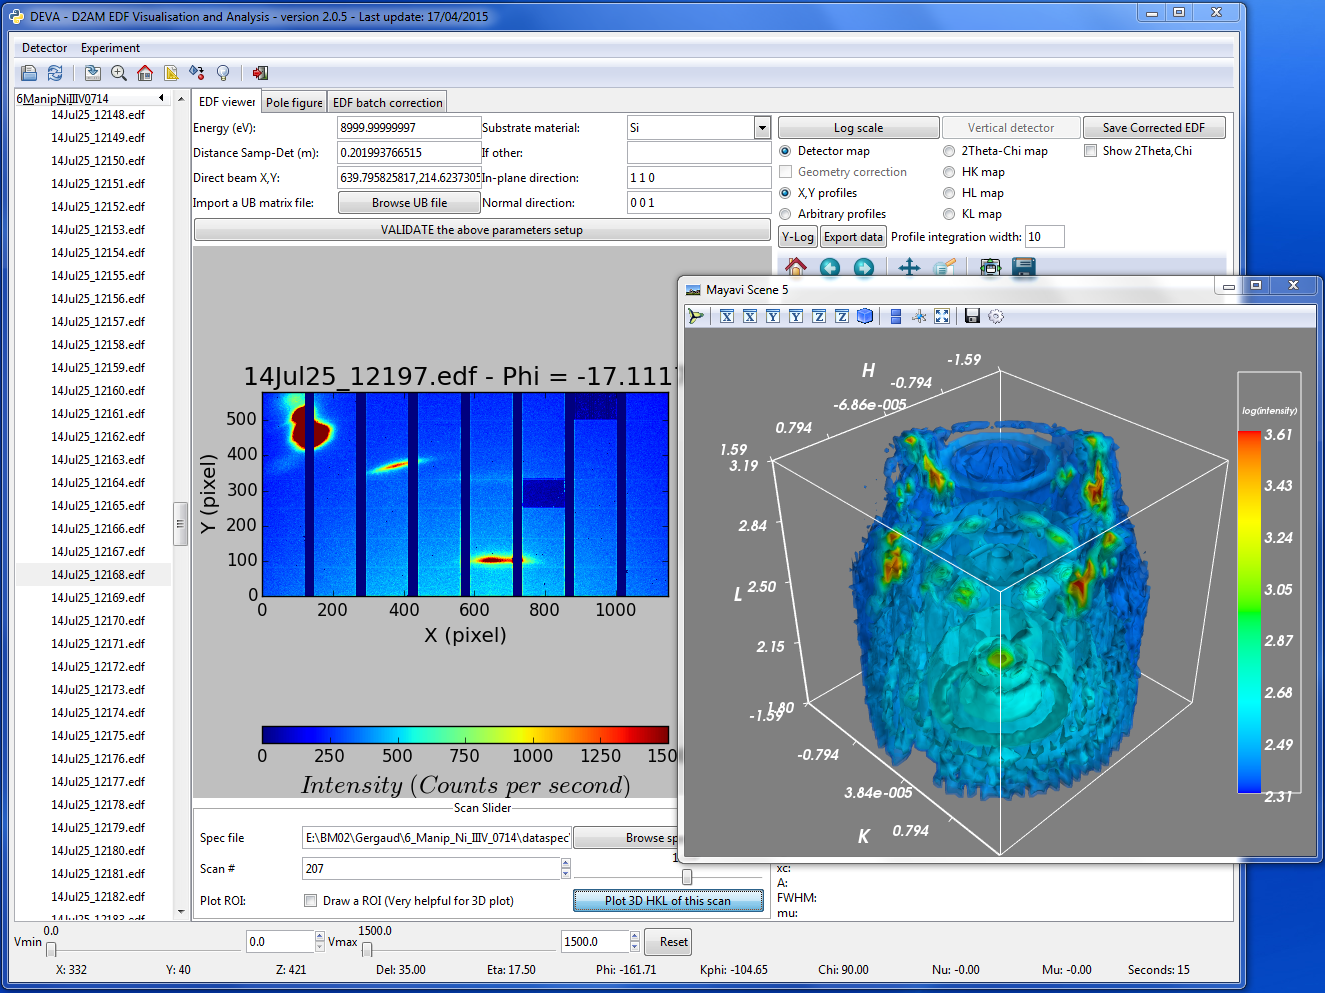

The Python source for this figure:
#!/usr/bin/python
# -*- coding: utf-8 -*-
################ DEVA software: D2AM Edf images Visualisation and Analysis ##############
###### Dependencies: numpy, scipy, matplotlib, lmfit (sudo easy_install -U lmfit), pyFAI, fabio, Basemap
#from gi.repository import GObject
import gtk,gobject,threading, time
# import multiprocessing as mp
import sys
from sys import stdout
import os
import re, operator
import gc
from os import listdir
from os.path import isfile,join
import tempfile
import math
import numpy as N
from numpy import unravel_index
from scipy import ndimage, stats
from scipy.fftpack import fft, fftfreq, fftshift
from lmfit import Parameters, minimize
from DEVA.xpad import libXpad as libX
from DEVA.utilities import Combination_edf_by_translationXZ as EDF_XZ_combination
from DEVA.PopUpWindows import *
from DEVA.ReadSpecD1 import *
from DEVA.CommonFunctions import *
from DEVA.GettingData_MultiThreading import *
from DEVA.Geometry_Correction import *
from DEVA.PlotPolarGrid import *

##############
## Graphic library ##
##############
from mayavi import mlab
import matplotlib as mpl
mpl.use('GtkAgg')
from matplotlib.figure import Figure
#from matplotlib.axes import Subplot
from matplotlib.backends.backend_gtkagg import FigureCanvasGTKAgg as FigureCanvas
from matplotlib.backends.backend_gtkagg import NavigationToolbar2GTKAgg as NavigationToolbar
from matplotlib.cm import jet # colormap
from matplotlib.widgets import Cursor
from matplotlib.patches import Rectangle
from matplotlib.ticker import MaxNLocator
import fabio
import pyFAI
import xrayutilities

__author__="Tra NGUYEN THANH"
__email__ = "thanhtra0104@gmail.com"
__version__ = "2.0.5"
__date__="17/04/2015"

#mpl.rcParams['font.size'] = 18.0
mpl.rcParams['axes.labelsize'] = 'large'
mpl.rcParams['legend.fancybox'] = True
mpl.rcParams['legend.handletextpad'] = 0.5
mpl.rcParams['legend.fontsize'] = 'medium'
mpl.rcParams['figure.subplot.bottom'] = 0.13
mpl.rcParams['figure.subplot.top'] = 0.93
mpl.rcParams['figure.subplot.left'] = 0.14
mpl.rcParams['figure.subplot.right'] = 0.915
#mpl.rcParams['image.cmap'] = jet
mpl.rcParams['savefig.dpi'] = 300

#Global variables
_PIXEL_SIZE   = 130e-6 #m
_SPEC_IMG_COL = ["img", "xpadNum"] #column containing image number in spec file
# MAIN_LOCK = threading.Lock()
	
class MyMainWindow(gtk.Window):

	def __init__(self):
		super(MyMainWindow, self).__init__()
		self.set_title("DEVA - D2AM EDF Visualisation and Analysis - version %s - Last update: %s"%(__version__, __date__))
		self.set_size_request(1230, 950)
		#self.modify_bg(gtk.STATE_NORMAL, gtk.gdk.Color(6400, 6400, 6440))
		self.set_position(gtk.WIN_POS_CENTER)
		self.set_border_width(5)
		#self.set_icon_from_file('DEVA/D2AM.jpg')
		##################### TOOL BAR ####################################################
		self.detector_type = "D5" # My detector by default is XPAD D5
		self.menubar = gtk.MenuBar()

		self.detector_menu = gtk.Menu()
		self.detm = gtk.MenuItem("Detector")
		self.detm.set_submenu(self.detector_menu)

		self.detector_D5 = gtk.MenuItem("XPAD D5")
		self.detector_D5.connect("activate", self.set_detector, "D5") #a definir fonction set_detector
		self.detector_menu.append(self.detector_D5)

		self.detector_D1 = gtk.MenuItem("XPAD D1")
		self.detector_D1.connect("activate", self.set_detector, "D1") #a definir fonction set_detector
		self.detector_menu.append(self.detector_D1)
		
		self.detector_S70 = gtk.MenuItem("XPAD S70")
		self.detector_S70.connect("activate", self.set_detector, "S70")
		self.detector_menu.append(self.detector_S70)
		#Menu manip
		self.experiment_type = "GONIO"
		self.manip_menu = gtk.Menu()
		self.manipm = gtk.MenuItem("Experiment")
		self.manipm.set_submenu(self.manip_menu)

		self.manip_gonio = gtk.MenuItem("Gonio")
		self.manip_gonio.connect("activate", self.set_manip, "gonio")
		self.manip_menu.append(self.manip_gonio)

		self.manip_gisaxs = gtk.MenuItem("GISAXS")
		self.manip_gisaxs.connect("activate", self.set_manip, "gisaxs")
		self.manip_menu.append(self.manip_gisaxs)

		self.menubar.append(self.detm)
		self.menubar.append(self.manipm)

		self.toolbar = gtk.Toolbar()
		self.toolbar.set_style(gtk.TOOLBAR_ICONS)

		self.refreshtb = gtk.ToolButton(gtk.STOCK_REFRESH)
		self.opentb = gtk.ToolButton(gtk.STOCK_OPEN)
		self.savetb = gtk.ToolButton(gtk.STOCK_SAVE)
		self.sep = gtk.SeparatorToolItem()
		self.quittb = gtk.ToolButton(gtk.STOCK_QUIT)
		self.sep2 = gtk.SeparatorToolItem()
		self.zoomtb = gtk.ToggleToolButton(gtk.STOCK_ZOOM_IN)
		self.hometb = gtk.ToolButton(gtk.STOCK_HOME)
		self.aspecttb = gtk.ToolButton(gtk.STOCK_PAGE_SETUP)
		self.loadcalibtb = gtk.ToggleToolButton(gtk.STOCK_CONVERT)
		self.use_dark_tb = gtk.ToggleToolButton(gtk.STOCK_DIALOG_INFO)

		self.toolbar.insert(self.opentb, 0)
		self.toolbar.insert(self.refreshtb, 1)

		self.toolbar.insert(self.sep, 2)
		self.toolbar.insert(self.savetb, 3)
		self.toolbar.insert(self.zoomtb, 4)
		self.toolbar.insert(self.hometb, 5)
		self.toolbar.insert(self.aspecttb, 6)
		self.toolbar.insert(self.loadcalibtb, 7)
		self.toolbar.insert(self.use_dark_tb, 8)

		self.toolbar.insert(self.sep2, 9)
		self.toolbar.insert(self.quittb, 10)

		self.tooltips = gtk.Tooltips()
		self.tooltips.set_tip(self.refreshtb,"Reload data files")
		self.tooltips.set_tip(self.opentb,"Open a folder containing EDF images")
		self.tooltips.set_tip(self.savetb,"Save image")
		self.tooltips.set_tip(self.quittb,"Quit the program")
		self.tooltips.set_tip(self.zoomtb,"Zoom in")
		self.tooltips.set_tip(self.hometb,"Reset image")
		self.tooltips.set_tip(self.aspecttb,"Change the graph's aspect ratio")
		self.tooltips.set_tip(self.loadcalibtb,"Load a calibration file (PONI file)")
		self.tooltips.set_tip(self.use_dark_tb,"Use this image as dark data. Click again to cancel dark substraction.")

		#self.newtb.set_sensitive(False)
		#self.aspecttb.set_sensitive(False)
		#self.savetb.set_sensitive(False)
		self.opentb.connect("clicked", self.choose_folder)
		self.refreshtb.connect("clicked",self.folder_update)
		self.savetb.connect("clicked", self.save_image)
		self.quittb.connect("clicked", gtk.main_quit)
		self.zoomtb.connect("toggled", self.zoom_on)
		self.hometb.connect("clicked", self.reset_image)
		self.aspecttb.connect("clicked", self.change_aspect_ratio)
		self.loadcalibtb.connect("toggled", self.load_calibration)
		self.use_dark_tb.connect("toggled", self.get_dark)
		self.graph_aspect = False
		self.DARK_CORRECTION = False

		############################# BOXES ###############################################
		vbox = gtk.VBox()
		vbox.pack_start(self.menubar,False,False,0)
		vbox.pack_start(self.toolbar,False,False,0)
		hbox=gtk.HBox()
		######################### TREE VIEW #############################################
		self.sw = gtk.ScrolledWindow()
		self.sw.set_shadow_type(gtk.SHADOW_ETCHED_IN)
		self.sw.set_policy(gtk.POLICY_NEVER, gtk.POLICY_AUTOMATIC)

		hbox.pack_start(self.sw, False, False, 0)
		self.store={}
		self.MODEL = gtk.TreeStore(str)
		#self.list_store = gtk.ListStore(str)
		#self.treeView = gtk.TreeView(self.list_store)
		self.treeView = gtk.TreeView(self.MODEL)
		self.treeView.connect("row-activated",self.on_changed_edf)

		rendererText = gtk.CellRendererText()
		self.TVcolumn = gtk.TreeViewColumn("EDF images", rendererText, text=0)
		self.TVcolumn.set_sort_column_id(0)    
		self.treeView.append_column(self.TVcolumn)

		self.sw.add(self.treeView)
		self.threads = []  # This is to manage multithreading jobs

		self.current_folder = os.getcwd()
		self.edf_folder     = self.current_folder
		#if self.current_folder is not os.getcwd():
		#	glib.timeout_add_seconds(5, self.folder_update)
		############################# NOTEBOOK ################################################
		self.notebook = gtk.Notebook()
		self.page_single_figure = gtk.HBox()
		self.midle_panel = gtk.VBox()
		self.page_pole_figure   = gtk.HBox()
		self.page_batch_correction = gtk.HBox() #For batch correction of EDF
		
		#**************************** Geometry setup ******************************************
		self.qconv = xrayutilities.experiment.QConversion(['y-','x-','z+'],['z+','y-'],[1,0,0])
		self.geometry_setup_tbl = gtk.Table(3,4,True)
		self.geometry_manual    = gtk.Button("VALIDATE the above parameters setup")
		self.geometry_manual.connect("clicked", self.manual_calibration)
		#************** Check if the Geo_config.DEVA file exist **************
		geo_distance = ""
		geo_energy   = ""
		geo_direct   = ""
		geo_has_substrate= False
		geo_substrate= ""
		geo_substrate_other = ""
		geo_inplane  = "1 1 0"
		geo_outplane = "0 0 1"
		tmp_dir = tempfile.gettempdir()
		geo_file_name = join(tmp_dir,"Geo_config.DEVA")
		if isfile(geo_file_name):
			geoconfig_file = open(geo_file_name,'r+')
			for line in geoconfig_file:
				if line.startswith("DISTANCE"):
					geo_distance = line.split("=")[-1].split('\n')[0]
				elif line.startswith("DIRECT_BEAM_XY"):
					geo_direct   = line.split("=")[-1].split('\n')[0]
				elif line.startswith("ENERGY"):
					geo_energy   = line.split("=")[-1].split('\n')[0]
				elif line.startswith("HAS_SUBSTRATE"):
					geo_has_substrate = line.split("=")[-1].split('\n')[0]
					if geo_has_substrate=="NO":
						geo_has_substrate = False
					elif geo_has_substrate=="YES":
						geo_has_substrate = True
				elif line.startswith("SUBSTRATE"):
					geo_substrate = line.split("=")[-1].split('\n')[0]
				elif line.startswith("INPLANE"):
					geo_inplane = line.split("=")[-1].split('\n')[0]
				elif line.startswith("OUTPLANE"):
					geo_outplane = line.split("=")[-1].split('\n')[0]
				
			geoconfig_file.close()
			
		self.geometry_distance_txt = gtk.Label("Distance Samp-Det (m):")
		self.geometry_distance     = gtk.Entry()
		self.geometry_distance.set_usize(30,0)
		self.geometry_distance.set_text(geo_distance)
		self.geometry_direct_beam_txt = gtk.Label("Direct beam X,Y:")
		self.geometry_direct_beam     = gtk.Entry()
		self.geometry_direct_beam.set_usize(30,0)
		self.geometry_direct_beam.set_text(geo_direct)
		self.geometry_energy_txt      = gtk.Label("Energy (eV):")
		self.geometry_energy          = gtk.Entry()
		self.geometry_energy.set_usize(30,0)
		self.geometry_energy.set_text(geo_energy)
		self.geometry_distance_txt.set_alignment(0,0.5)
		self.geometry_direct_beam_txt.set_alignment(0,0.5)
		self.geometry_energy_txt.set_alignment(0,0.5)
		
		self.geometry_UB_txt  = gtk.Label("Import a UB matrix file:")
		self.geometry_browse_UB = gtk.ToggleButton("Browse UB file")
		self.geometry_browse_UB.set_usize(30,0)
		self.geometry_browse_UB.connect("toggled",self.load_UBfile)
		self.UB_MATRIX_LOAD = False #By default, no UB matrix file is loaded
		
		self.geometry_substrate_txt  = gtk.Label("Substrate material:")
		self.geometry_substrate_other_txt  = gtk.Label("If other:")
		self.geometry_substrate_inplane_txt= gtk.Label("In-plane direction:")
		self.geometry_substrate_outplane_txt= gtk.Label("Normal direction:")
		
		self.tooltips.set_tip(self.geometry_direct_beam_txt, "Position (in pixel) of the direct beam when all motors are at zero. X and Y position are separated by a comma, e.g. 300.5,650.7")
		self.tooltips.set_tip(self.geometry_substrate_txt, "Substrate material")
		self.tooltips.set_tip(self.geometry_substrate_other_txt, "The substrate material, i.e. Al, SiO2, CdTe, GaN,...")
		self.tooltips.set_tip(self.geometry_substrate_inplane_txt, "The substrate in-plane direction - separated by space - for calculation of the orientation matrix.")
		self.tooltips.set_tip(self.geometry_substrate_outplane_txt, "The substrate out-of-plane direction - separated by space - for calculation of the orientation matrix.")
		
		self.geometry_substrate_txt.set_alignment(0,0.5)
		self.geometry_substrate_other_txt.set_alignment(0,0.5)
		self.geometry_substrate_inplane_txt.set_alignment(0,0.5)
		self.geometry_substrate_outplane_txt.set_alignment(0,0.5)
		self.geometry_substrate = gtk.combo_box_new_text()
		self.geometry_substrate.set_usize(30,0)
		substrate_list = ["-- other", "Si", "Ge", "GaAs", "GaN", "GaP", "GaSb", "InAs", "InP", "InSb", "Al2O3"]
		for s in range(len(substrate_list)):
			self.geometry_substrate.append_text(substrate_list[s])
		self.geometry_substrate.set_active(0)
		self.has_substrate = False
		
		if geo_has_substrate:
			if geo_substrate in substrate_list:
				geo_substrate_other = ""
				for i in range(len(substrate_list)):
					if geo_substrate == substrate_list[i]:
						self.geometry_substrate.set_active(i)
						break
			else:
				geo_substrate_other = geo_substrate
		
		self.geometry_substrate_other = gtk.Entry()
		self.geometry_substrate_other.set_usize(30,0)
		self.geometry_substrate_other.set_text(geo_substrate_other)
		self.geometry_substrate_inplane = gtk.Entry()
		self.geometry_substrate_inplane.set_usize(30,0)
		self.geometry_substrate_inplane.set_text(geo_inplane)
		self.geometry_substrate_outplane = gtk.Entry()
		self.geometry_substrate_outplane.set_usize(30,0)
		self.geometry_substrate_outplane.set_text(geo_outplane)
		
		self.tooltips.set_tip(self.geometry_UB_txt, "Import a UB matrix which is a text file with a 3x3 matrix (3 lines, 3 colunms)")
		
		self.geometry_UB_txt.set_alignment(0,0.5)
				
		self.geometry_setup_tbl.attach(self.geometry_energy_txt, 0,1,0,1)
		self.geometry_setup_tbl.attach(self.geometry_energy, 1,2,0,1)
		self.geometry_setup_tbl.attach(self.geometry_distance_txt, 0,1,1,2)
		self.geometry_setup_tbl.attach(self.geometry_distance, 1,2,1,2)
		self.geometry_setup_tbl.attach(self.geometry_direct_beam_txt, 0,1,2,3)
		self.geometry_setup_tbl.attach(self.geometry_direct_beam, 1,2,2,3)
		
		self.geometry_setup_tbl.attach(self.geometry_UB_txt, 0,1,3,4)
		self.geometry_setup_tbl.attach(self.geometry_browse_UB, 1,2,3,4)
		
		self.geometry_setup_tbl.attach(self.geometry_substrate_txt, 2,3,0,1)
		self.geometry_setup_tbl.attach(self.geometry_substrate,3,4,0,1)
		self.geometry_setup_tbl.attach(self.geometry_substrate_other_txt, 2,3,1,2)
		self.geometry_setup_tbl.attach(self.geometry_substrate_other,3,4,1,2)
		self.geometry_setup_tbl.attach(self.geometry_substrate_inplane_txt,2,3,2,3)
		self.geometry_setup_tbl.attach(self.geometry_substrate_inplane,3,4,2,3)
		self.geometry_setup_tbl.attach(self.geometry_substrate_outplane_txt,2,3,3,4)
		self.geometry_setup_tbl.attach(self.geometry_substrate_outplane,3,4,3,4)
		
		############################# PAGE1: FIGURES ##########################################
		self.edf = ""
		self.edf_choosen = ""
		self.my_notes = []
		self.lines = []
		self.points=[]
		self.arb_lines_X=[]
		self.arb_lines_Y=[]
		self.arb_line_points=0
		self.SELECTED_IMG_NUM = None
		self.IMG_INIT = False

		self.header = {}
		self.calibrated = False #The detector need to be calibrated using pyFAI program
		self.calibrated_quantitative = False
		self.fig=Figure(dpi=100)
		#self.ax  = self.fig.add_subplot(111)
		self.ax  = self.fig.add_axes([0.12,0.2,0.7,0.7])
		self.MAIN_XLABEL = self.ax.set_xlabel("X (pixel)")
		self.MAIN_YLABEL = self.ax.set_ylabel("Y (pixel)")
		#self.fig.text(0.5, 0.92, self.edf, ha='center', fontsize=26)
		self.xDim0 = 0
		self.xDim1 = 560
		self.yDim0 = 0
		self.yDim1 = 960
		self.MAIN_EXTENT = (self.xDim0,self.xDim1,self.yDim0,self.yDim1)
		self.fig.subplots_adjust(left=0.1,bottom=0.20, top=0.90)
		self.data = N.zeros(shape=(self.yDim1,self.xDim1))
		self.vmin = 0
		self.vmax = 1000
		self.vmax_range = self.vmax

		#self.init_image()
		self.img = self.ax.imshow(self.data,vmin=self.vmin, vmax=self.vmax, cmap=jet, interpolation='nearest',aspect='auto')

		self.canvas  = FigureCanvas(self.fig)
		#self.main_figure_navBar = NavigationToolbar(self.canvas, self)
		self.cursor = Cursor(self.ax, color='k', linewidth=1, useblit=True)
		#Global color bar
		self.cax = self.fig.add_axes([0.85, 0.20, 0.03, 0.70])#left,bottom,width,height
		self.cb  = self.fig.colorbar(self.img, cax = self.cax, format="%.f")#format=fm
		self.cb.set_label(r'$Intensity\ (Counts\ per\ second)$', fontsize=18)
		self.cb.locator = MaxNLocator(nbins=6)
		#Horizontal colorbar
		self.cax2 = self.fig.add_axes([0.12, 0.1, 0.7, 0.03])#left,bottom,width,height
		self.cb2  = self.fig.colorbar(self.img, cax = self.cax2, orientation='horizontal', format="%.f")#format=fm
		self.cb2.set_label(r'$Intensity\ (Counts\ per\ second)$', fontsize=18)
		self.cb2.locator = MaxNLocator(nbins=6)
		self.cb2.ax.set_visible(False)
		########### ZOOM ACTION #################################
		self.zoom = False #Press the Zoom button on the tool bar
		self.zoom_press = False #Button pressed in the axe to draw a rectangle
		self.ROI_ON = False
		self.ROI_press = False
		self.rect = Rectangle((0,0),0,0)
		self.roi_rect = Rectangle((0,0),0,0)
		self.x0 =0
		self.y0 =0
		self.x1 =0
		self.y1 =0
		self.ROI_x0 =0
		self.ROI_y0 =0
		self.ROI_x1 =0
		self.ROI_y1 =0
		self.ax.add_patch(self.rect)
		self.ax.add_patch(self.roi_rect)
		self.canvas.mpl_connect("motion_notify_event",self.on_motion)
		self.canvas.mpl_connect("button_press_event",self.on_press)
		self.canvas.mpl_connect("button_release_event",self.on_release)
		self.mouse_moved = False #If click without move: donot zoom the image

		#self.midle_panel.pack_start(self.main_figure_navBar, False,False, 2)
		#*********************************** SCAN SLIDER *****************************************
		
		#Variables for scan slider:
		self.SCAN_IMG = []
		self.SPEC_IMG = []#List of all spec images
		self.SPEC_FILE = ""
		self.SELECTED_IMG_NUM = None
		self.SPEC_IS_LOADED = False
		self.SPEC_DATA = None #SPEC object from xrayutilities.io.SPECFile(specfile)
		self.SPEC_SCAN_LIST = None #list of all spec scan, each spec scan is an object from spec_data.scan_list 
		self.SPEC_ACTUAL_SCAN = None #actual scan number
		self.SPEC_ACTUAL_SCAN_IMG = 0
		self.DATA_IS_LOADED = False
		self.SPEC_ACTUAL_SCAN_DATA = []
		self.SPEC_ALL_MOTORS_LIST  = []#List of all motor_scan, in uppercase (PHI,TSZ,ETA,...)
		self.SPEC_SKIPPED_MOTORS   = []#List of the scanning motors that we don't want to search
		
		self.scan_slider_frame = gtk.Frame()
		self.scan_slider_table_align = gtk.Alignment(0,0.5,1,1)
		self.scan_slider_table_align.set_padding(10,5,5,5)
		skip_box = gtk.HBox()
		
		self.scan_slider_frame.set_label("Scan Slider")
		self.scan_slider_frame.set_label_align(0.5,0.5)
		self.scan_slider_table = gtk.Table(3,3,False)
		self.scan_slider_specfile_txt = gtk.Label("Spec file")
		self.scan_slider_specfile_txt.set_alignment(0,0.5)
		self.scan_slider_scanNumber_txt = gtk.Label("Scan #")
		self.scan_slider_scanNumber_txt.set_alignment(0,0.5)
		self.scan_slider_path = gtk.Entry()
		self.scan_slider_browseSpec = gtk.Button("Browse spec file")
		#self.scan_slider_browseSpec.set_size_request(80,-1)
		self.scan_slider_browseSpec.connect("clicked",self.load_specFile)
		scan_slider_spin_adj = gtk.Adjustment(1,0,1,1,10,0)#actual, min, max, step increment, page increment, page size
		
		self.scan_slider_spinButton = gtk.SpinButton(scan_slider_spin_adj, 1,0)
		self.scan_slider_imgSlider  = gtk.HScale()
		self.scan_slider_imgSlider.set_range(0,1)
		self.scan_slider_imgSlider.set_value(1)
		self.scan_slider_imgSlider.set_digits(0)
		self.scan_slider_imgSlider.set_increments(1,1)
		self.scan_slider_spinButton.set_numeric(True)
		self.scan_slider_spinButton.connect("value-changed",self.update_scan_slider)
		self.scan_slider_imgSlider.connect("value-changed", self.slider_plot_scan)
		
		#Skip scans:
		self.scan_slider_skip_scans = gtk.Label("Skipped scans:")
		self.scan_slider_skip_scans.set_alignment(0,0.5)
		self.scan_slider_skip_tsz   = gtk.CheckButton("Tsz")
		self.scan_slider_skip_eta   = gtk.CheckButton("Eta")
		self.scan_slider_skip_del   = gtk.CheckButton("Del")
		self.scan_slider_skip_chi   = gtk.CheckButton("Chi")
		self.scan_slider_skip_phi   = gtk.CheckButton("Phi")
		self.scan_slider_skip_rox   = gtk.CheckButton("Rox")
		self.scan_slider_skip_roy   = gtk.CheckButton("Roy")
		self.scan_slider_skip_tox   = gtk.CheckButton("Tox")
		self.scan_slider_skip_toy   = gtk.CheckButton("Toy")
		self.scan_slider_skip_rien  = gtk.CheckButton("Rien")
		#skip_box.pack_start(self.scan_slider_skip_scans, False, False, 0)
		#Plot roi
		plot_roi_txt = gtk.Label("Plot ROI:")
		self.tooltips.set_tip(plot_roi_txt, "Check this box to draw a ROI. Click on the image and drag the mouse to draw. Click again to ecrase the ROI")
		plot_roi_txt.set_alignment(0,0.5)
		self.draw_roi_btn = gtk.CheckButton("Draw a ROI (Very helpful for 3D plot)")
		self.draw_roi_btn.connect("toggled",self.Enable_draw_roi)
		self.plot_3D_scan_btn = gtk.Button("Plot 3D HKL of this scan")
		self.plot_3D_scan_btn.connect("clicked",self.plot_3D_scan)
		
		skip_box.pack_start(self.scan_slider_skip_tsz, False, False, 0)
		skip_box.pack_start(self.scan_slider_skip_eta, False, False, 0)
		skip_box.pack_start(self.scan_slider_skip_del, False, False, 0)
		skip_box.pack_start(self.scan_slider_skip_chi, False, False, 0)
		skip_box.pack_start(self.scan_slider_skip_phi, False, False, 0)
		skip_box.pack_start(self.scan_slider_skip_rox, False, False, 0)
		skip_box.pack_start(self.scan_slider_skip_roy, False, False, 0)
		skip_box.pack_start(self.scan_slider_skip_tox, False, False, 0)
		skip_box.pack_start(self.scan_slider_skip_toy, False, False, 0)
		skip_box.pack_start(self.scan_slider_skip_rien, False, False, 0)
		
		self.scan_slider_table.attach(self.scan_slider_specfile_txt, 0,1,0,1)
		self.scan_slider_table.attach(self.scan_slider_path, 1,2,0,1)
		self.scan_slider_table.attach(self.scan_slider_browseSpec, 2,3,0,1)
		self.scan_slider_table.attach(self.scan_slider_scanNumber_txt, 0,1,1,2)
		self.scan_slider_table.attach(self.scan_slider_spinButton, 1,2,1,2)
		self.scan_slider_table.attach(self.scan_slider_imgSlider, 2,3,1,2)
		#self.scan_slider_table.attach(self.scan_slider_skip_scans,0,1,2,3)
		#self.scan_slider_table.attach(skip_box, 1,3,2,3)
		self.scan_slider_table.attach(plot_roi_txt, 0,1,2,3)
		self.scan_slider_table.attach(self.draw_roi_btn, 1,2,2,3)
		self.scan_slider_table.attach(self.plot_3D_scan_btn, 2,3,2,3)
		
		self.scan_slider_skip_tsz.set_active(True)
		self.scan_slider_skip_rien.set_active(True)
		
		self.scan_slider_table_align.add(self.scan_slider_table)
		self.scan_slider_frame.add(self.scan_slider_table_align)
		
		self.midle_panel.pack_start(self.geometry_setup_tbl, False,False, 0)
		self.midle_panel.pack_start(self.geometry_manual, False,False, 2)
		self.midle_panel.pack_start(self.canvas, True,True, 2)
		self.midle_panel.pack_start(self.scan_slider_frame, False,False,0)
		self.page_single_figure.pack_start(self.midle_panel, True,True, 0)

		########################################## Check Buttons RIGHT PANEL ###################

		self.right_panel = gtk.VBox(False,0)

		self.detector_disposition_horizontal = gtk.ToggleButton("Vertical detector")
		self.detector_disposition_horizontal.set_sensitive(False)
		self.detector_disposition_horizontal.connect("toggled", self.detector_disposition)
		self.horizontal_detector = False #By default, the detector is in the vertical position, i.e. 960 rows x 560 cols

		self.linear_scale_btn = gtk.ToggleButton("Log scale")
		self.linear_scale_btn.connect("toggled",self.log_update)

		self.log_scale=0

		self.adj_btn = gtk.CheckButton("Geometry correction")
		self.adj_btn.connect("toggled", self.plot_update)
		
		self.detector_space_btn = gtk.RadioButton(None, "Detector map")
		self.detector_space_btn.set_active(True)
		self.detector_space_btn.connect("toggled", self.plot_update)
		
		self.tth_chi_space_btn = gtk.RadioButton(self.detector_space_btn, "2Theta-Chi map")
		self.tth_chi_space_btn.connect("toggled", self.plot_update)
		
		self.hk_space_btn = gtk.RadioButton(self.detector_space_btn, "HK map")
		self.hk_space_btn.connect("toggled", self.plot_update)
		
		self.hl_space_btn = gtk.RadioButton(self.detector_space_btn, "HL map")
		self.hl_space_btn.connect("toggled", self.plot_update)
		
		self.kl_space_btn = gtk.RadioButton(self.detector_space_btn, "KL map")
		self.kl_space_btn.connect("toggled", self.plot_update)

		self.save_adj_btn = gtk.Button("Save Corrected EDF")
		self.save_adj_btn.connect("clicked",self.save_adjust)

		self.separator = gtk.HSeparator()
		#self.plotXYprofiles_btn = gtk.CheckButton("Plot X,Y profiles") #Plot a cross profile of X and Y data
		self.plotXYprofiles_btn = gtk.RadioButton(None,"X,Y profiles")
		self.plotXYprofiles_btn.set_active(True)
		self.arbitrary_profiles_btn = gtk.RadioButton(self.plotXYprofiles_btn,"Arbitrary profiles")

		self.show_chi_delta_btn = gtk.CheckButton("Show 2Theta,Chi")
		self.show_chi_delta_btn.connect("toggled",self.show_chi_delta)
		self.show_chi_delta_flag = False
		self.show_chi_txt   = gtk.Label()
		self.show_chi_txt.set_alignment(0,0)
		self.show_delta_txt = gtk.Label()
		self.show_delta_txt.set_alignment(0,0)
		self.show_d_txt = gtk.Label()
		self.show_d_txt.set_alignment(0,0)
		#### Pack these options in a table
		self.option_table = gtk.Table(5,3,False) #5 rows, 3 cols, homogeneous
		
		self.option_table.attach(self.linear_scale_btn, 0,1,0,1)
		self.option_table.attach(self.detector_disposition_horizontal, 1,2,0,1)
		self.option_table.attach(self.save_adj_btn, 2,3,0,1)
		
		self.option_table.attach(self.detector_space_btn, 0,1,1,2)
		self.option_table.attach(self.adj_btn, 0,1,2,3)
		self.option_table.attach(self.plotXYprofiles_btn,0,1,3,4)
		self.option_table.attach(self.arbitrary_profiles_btn,0,1,4,5)
		
		self.option_table.attach(self.tth_chi_space_btn,1,2,1,2)
		self.option_table.attach(self.hk_space_btn, 1,2,2,3)
		self.option_table.attach(self.hl_space_btn, 1,2,3,4)
		self.option_table.attach(self.kl_space_btn, 1,2,4,5)
		
		self.option_table.attach(self.show_chi_delta_btn,2,3,1,2)
		self.option_table.attach(self.show_delta_txt,2,3,2,3)
		self.option_table.attach(self.show_chi_txt, 2,3,3,4)
		self.option_table.attach(self.show_d_txt, 2,3,4,5)


		### Options for profile plots
		self.profiles_log_btn = gtk.ToggleButton("Y-Log")
		self.profiles_log_btn.connect("toggled",self.profiles_update)
		self.profiles_export_data_btn = gtk.Button("Export data")
		self.profiles_export_data_btn.connect("clicked",self.profiles_export)
		integration_width = gtk.Label(" Profile integration width: ")
		
		self.integration_width = gtk.Entry()
		self.integration_width.set_text("10")
		self.integration_width.set_usize(40,0)
		
		self.tooltips.set_tip(self.integration_width,"Integration width in pixel. This is not applied to arbitrary profile")

		self.profiles_option_box = gtk.HBox(False,0)
		self.profiles_option_box.pack_start(self.profiles_log_btn, False, False, 0)
		self.profiles_option_box.pack_start(self.profiles_export_data_btn, False, False, 0)
		self.profiles_option_box.pack_start(integration_width, False,False,0)
		self.profiles_option_box.pack_start(self.integration_width,False,False,0)
		### Figure of profiles plot
		self.fig_profiles = Figure()
		self.profiles_fringes = []
		self.profiles_ax2 = self.fig_profiles.add_subplot(211)
		self.profiles_ax2.set_xlabel("X profile", size=14)
		self.profiles_ax1 = self.fig_profiles.add_subplot(212)
		self.profiles_ax1.set_xlabel("Y profile", size=14)
		
		self.fig_profiles.subplots_adjust(bottom=0.1, top=0.95, hspace=0.30)
		self.profiles_canvas = FigureCanvas(self.fig_profiles)
		self.profiles_canvas.set_size_request(450,50)
		self.profiles_canvas.mpl_connect("button_press_event",self.profile_press)
		self.profiles_navBar = NavigationToolbar(self.profiles_canvas, self)
		self.cursor_pro1 = Cursor(self.profiles_ax1, color='k', linewidth=1, useblit=True)
		self.cursor_pro2 = Cursor(self.profiles_ax2, color='k', linewidth=1, useblit=True)


		#### Results of fitted curves
		self.fit_results_table = gtk.Table(7,3, False)
		title = gtk.Label("Fitted results:")
		self.chi_title = gtk.Label("Y")
		self.tth_title = gtk.Label("X")
		y0 = gtk.Label("y0:")
		xc = gtk.Label("xc:")
		A = gtk.Label("A:")
		w = gtk.Label("FWHM:")
		mu = gtk.Label("mu:")
		y0.set_alignment(0,0.5)
		xc.set_alignment(0,0.5)
		A.set_alignment(0,0.5)
		w.set_alignment(0,0.5)
		mu.set_alignment(0,0.5)

		self.chi_fitted_y0 = gtk.Label()
		self.chi_fitted_xc = gtk.Label()
		self.chi_fitted_A = gtk.Label()
		self.chi_fitted_w = gtk.Label()
		self.chi_fitted_mu = gtk.Label()

		self.tth_fitted_y0 = gtk.Label()
		self.tth_fitted_xc = gtk.Label()
		self.tth_fitted_A = gtk.Label()
		self.tth_fitted_w = gtk.Label()
		self.tth_fitted_mu = gtk.Label()

		self.fit_results_table.attach(title,0,3,0,1)
		self.fit_results_table.attach(self.chi_title,2,3,1,2)
		self.fit_results_table.attach(self.tth_title,1,2,1,2)
		self.fit_results_table.attach(y0,0,1,2,3)
		self.fit_results_table.attach(xc,0,1,3,4)
		self.fit_results_table.attach(A,0,1,4,5)
		self.fit_results_table.attach(w,0,1,5,6)
		self.fit_results_table.attach(mu,0,1,6,7)

		self.fit_results_table.attach(self.chi_fitted_y0,2,3,2,3)
		self.fit_results_table.attach(self.chi_fitted_xc,2,3,3,4)
		self.fit_results_table.attach(self.chi_fitted_A,2,3,4,5)
		self.fit_results_table.attach(self.chi_fitted_w,2,3,5,6)
		self.fit_results_table.attach(self.chi_fitted_mu,2,3,6,7)

		self.fit_results_table.attach(self.tth_fitted_y0,1,2,2,3)
		self.fit_results_table.attach(self.tth_fitted_xc,1,2,3,4)
		self.fit_results_table.attach(self.tth_fitted_A,1,2,4,5)
		self.fit_results_table.attach(self.tth_fitted_w,1,2,5,6)
		self.fit_results_table.attach(self.tth_fitted_mu,1,2,6,7)

		#### PACK the right panel
		self.right_panel.pack_start(self.option_table, False, False, 0)
		self.right_panel.pack_start(self.profiles_option_box,False,False,0)
		self.right_panel.pack_start(self.profiles_navBar,False,False,0)
		self.right_panel.pack_start(self.profiles_canvas,True,True,0)
		self.right_panel.pack_start(self.fit_results_table, False, False, 0)

		#hbox.pack_end(fixed,False,False,5)
		self.page_single_figure.pack_end(self.right_panel,False, False,5)
		self.notebook.append_page(self.page_single_figure,gtk.Label("EDF viewer"))
		self.notebook.append_page(self.page_pole_figure,gtk.Label("Pole figure"))
		self.notebook.append_page(self.page_batch_correction,gtk.Label("EDF batch correction"))
		###################### PAGE 2: POLE FIGURES ###################################
		self.left_panel_polefigure = gtk.VBox() #This box is to contain options for pole figure construction
		self.right_panel_polefigure = gtk.VBox()

		self.images_used = gtk.Label("Use images")
		self.images_used.set_alignment(0,0.5)
		self.images_from = gtk.Label("From #: ")
		self.images_from_nb = gtk.Entry()
		self.images_from_nb.set_usize(30,0)
		self.images_from.set_alignment(0,0.5)

		self.images_to   = gtk.Label("To #: ")
		self.images_to_nb = gtk.Entry()
		self.images_to_nb.set_usize(30,0)
		self.images_to.set_alignment(0,0.5)

		self.pole_2theta_txt  = gtk.Label("2 Theta: ")
		self.pole_2theta_field = gtk.Entry()
		self.pole_2theta_field.set_usize(30,0)
		self.pole_2theta_txt.set_alignment(0,0.5)
		
		self.pole_chi_min_txt  = gtk.Label("Chi minimum: ")
		self.PF_chi_min = gtk.Entry()
		self.PF_chi_min.set_usize(30,0)
		self.pole_chi_min_txt.set_alignment(0,0.5)

		self.select_phi = gtk.RadioButton(None, "Plot PHI")
		self.select_kphi= gtk.RadioButton(self.select_phi, "Plot KPHI")

		#self.check_chi_positive = gtk.CheckButton("Chi positive only")
		#self.check_chi_positive.set_size_request(180,30)
		#self.check_chi_positive.connect("toggled", self.chi_positive_only)

		self.plot_pole_figure_btn = gtk.Button("Plot")
		self.plot_pole_figure_btn.set_size_request(60,30)
		self.plot_pole_figure_btn.connect("clicked",self.plot_pole_figure)
		self.log_pole_figure_btn = gtk.ToggleButton("Log scale")
		self.log_pole_figure_btn.set_size_request(60,30)
		self.log_pole_figure_btn.connect("toggled", self.replot_PF)
		self.data_loading = gtk.ProgressBar()

		self.input_table = gtk.Table(5,2,True) #rows, cols, homogeneous
		self.input_table.attach(self.images_from, 0,1,0,1)
		self.input_table.attach(self.images_from_nb, 1,2,0,1)
		self.input_table.attach(self.images_to, 0,1,1,2)
		self.input_table.attach(self.images_to_nb,1,2,1,2)
		self.input_table.attach(self.pole_2theta_txt, 0,1,2,3)
		self.input_table.attach(self.pole_2theta_field, 1,2,2,3)
		#self.input_table.attach(self.pole_chi_min_txt, 0,1,3,4)
		#self.input_table.attach(self.PF_chi_min, 1,2,3,4)
		self.input_table.attach(self.select_phi, 0,1,4,5)
		self.input_table.attach(self.select_kphi, 1,2,4,5)

		self.left_panel_polefigure.pack_start(self.images_used, False, False, 5)
		self.left_panel_polefigure.pack_start(self.input_table, False, False, 2)
		#self.left_panel_polefigure.pack_start(self.check_chi_positive, False, False, 2)
		self.left_panel_polefigure.pack_start(self.plot_pole_figure_btn, False, False, 2)
		#self.left_panel_polefigure.pack_start(self.log_pole_figure_btn, False, False, 2)
		self.left_panel_polefigure.pack_start(self.data_loading, False, False, 2)

		self.page_pole_figure.pack_start(self.left_panel_polefigure,False,False,10)

		self.polefig=Figure(figsize=(10,8),dpi=100)
		self.polar_ax  = self.polefig.add_axes([0.1,0.1,0.75,0.8])
		#self.polar_ax  = self.polefig.add_axes([0.1,0.1,0.75,0.8])
		#self.polar_ax.set_frame_on(False)
		self.polar_cax = self.polefig.add_axes([0.85,0.1,0.03,0.8])
		self.pole_canvas  = FigureCanvas(self.polefig)
		#self.PF_cursor = Cursor(self.polar_ax, color='k', linewidth=1, useblit=True)
		self.PF_navBar = NavigationToolbar(self.pole_canvas, self)

		self.right_panel_polefigure.pack_start(self.PF_navBar,False,False,0)
		self.right_panel_polefigure.pack_start(self.pole_canvas,True,True,0)
		self.page_pole_figure.pack_start(self.right_panel_polefigure,True, True,10)
		
		#*****************************************************************************
		#                  PAGE 3: CORRECTION OF A BATCH EDF
		#*****************************************************************************
		self.table_1 = gtk.Table(3,3, False)
		self.table_2 = gtk.Table(7,5, False)
		self.t1_src_folder_txt= gtk.Label("Source folder:")
		self.t1_src_folder_txt.set_alignment(0,0.5)
		self.t1_src_path  = gtk.Entry()
		self.t1_src_path.set_usize(100,0)
		
		self.t1_src_button= gtk.Button("Browse")
		self.t1_src_button.connect("clicked", self.select_source_folder)
		
		self.t1_des_folder_txt = gtk.Label("Destination folder:")
		self.t1_des_folder_txt.set_alignment(0,0.5)
		self.t1_des_path = gtk.Entry()
		self.t1_des_path.set_usize(100,0)
		self.t1_des_button = gtk.Button("Browse")
		self.t1_des_button.connect("clicked", self.select_destination_folder)
		
		self.t1_dark_img_txt = gtk.Label("Dark image:")
		self.t1_dark_img_txt.set_alignment(0,0.5)
		self.t1_dark_img_path = gtk.Entry()
		self.t1_dark_img_path.set_usize(100,0)
		self.t1_dark_img_button = gtk.Button("Browse")
		self.t1_dark_img_button.connect("clicked", self.select_dark_image)
		self.batch_DARK_CORRECTION = False
		
		self.t2_detector_txt = gtk.Label("Detector: ")
		self.t2_detector_txt.set_alignment(0,0.5)
		self.t2_det_combobox = gtk.combo_box_new_text()
		self.t2_det_combobox.append_text("D1")
		self.t2_det_combobox.append_text("D5")
		self.t2_det_combobox.append_text("S70")
		self.t2_det_combobox.set_active(1)
		self.t2_det_combobox.connect("changed", self.batch_change_detector)
		
		self.d1_specfile_txt = gtk.Label("Spec file:")
		self.d1_specfile_txt.set_alignment(1,0.5)
		self.d1_specfile_path = gtk.Entry()
		self.d1_specfile_browse = gtk.Button("Browse")
		self.d1_specfile_browse.connect("clicked", self.select_normalisation_file,self.d1_specfile_path)
		
		self.d1_center_txt = gtk.Label("Center, separated by comma (X,Y):")
		self.d1_center_txt.set_alignment(1,0.5)
		self.d1_center = gtk.Entry()
		
		self.d1_distance_txt = gtk.Label("Distance (mm):")
		self.d1_distance_txt.set_alignment(1,0.5)
		self.d1_distance = gtk.Entry()
		
		self.t2_monitor_txt = gtk.Label("Monitor counter: ")
		self.t2_monitor_txt.set_alignment(0,0.5)
		self.t2_mon_combobox = gtk.combo_box_new_text()
		self.t2_mon_combobox.append_text("vct1")
		self.t2_mon_combobox.append_text("vct2")
		self.t2_mon_combobox.append_text("vct3")
		self.t2_mon_combobox.append_text("d0_cps")
		self.t2_mon_combobox.append_text("pm01")
		self.t2_mon_combobox.append_text("pm02")
		self.t2_mon_combobox.append_text("pm0")
		self.t2_mon_combobox.append_text("pm1")
		self.t2_mon_combobox.append_text("pm2")
		self.t2_mon_combobox.append_text("roi1")
		self.t2_mon_combobox.append_text("roi2")
		self.t2_mon_combobox.append_text("roi3")
		self.t2_mon_combobox.append_text("roi4")
		self.t2_mon_combobox.set_active(0)
		
		self.t2_ref_mon_txt = gtk.Label("Reference monitor (?):")
		self.t2_ref_mon_txt.set_alignment(0,0.5)
		self.t2_ref_mon_entry = gtk.Entry()
		self.t2_img_start_txt = gtk.Label("Image begin (?):")
		self.t2_img_start_txt.set_alignment(0,0.5)
		self.t2_img_start_entry = gtk.Entry()
		self.t2_img_end_txt = gtk.Label("Image end (?):")
		self.t2_img_end_txt.set_alignment(0,0.5)
		self.t2_img_end_entry = gtk.Entry()
		self.t2_combine_XY = gtk.Label("Combination of X,Y translated images (n & n+1)")
		self.t2_combine_XY.set_alignment(0,0.5)
		self.combine_XY = gtk.CheckButton()
		self.t2_ascii_out = gtk.Label("Save data as ASCII file")
		self.t2_ascii_out.set_alignment(0,0.5)
		self.ascii_out = gtk.CheckButton()
		
		self.t2_tooltip = gtk.Tooltips()
		self.t2_tooltip.set_tip(self.t2_ref_mon_txt, "Reference value of the monitor which corresponds to the highest value of the current machine. This is for the data normalization. If empty, the data will not be normalized")
		self.t2_tooltip.set_tip(self.t2_img_start_txt, "Starting image to be corrected. If empty the whole folder will be proceeded.")
		self.t2_tooltip.set_tip(self.t2_img_end_txt, "Ending image to be corrected. If empty the whole folder will be proceeded.")
		
		self.run_button = gtk.Button("RUN")
		self.run_button.connect("clicked", self.batch_transform)
		self.run_button.set_usize(30,0)
		self.run_button.set_alignment(0.5,0.5)
		separator = gtk.HSeparator()
		self.show_process = gtk.Label("Processing:")
		self.show_process.set_alignment(0,0.5)
		self.show_process_info = gtk.Label()
		self.progressbar = gtk.ProgressBar()
		
		
		#**** Packaging *************************************************************
		self.table_1.attach(self.t1_src_folder_txt, 0,1,0,1)
		self.table_1.attach(self.t1_src_path, 1,2,0,1)
		self.table_1.attach(self.t1_src_button, 2,3,0,1)
		self.table_1.attach(self.t1_des_folder_txt, 0,1,1,2)
		self.table_1.attach(self.t1_des_path, 1,2,1,2)
		self.table_1.attach(self.t1_des_button, 2,3,1,2)
		self.table_1.attach(self.t1_dark_img_txt, 0,1,2,3)
		self.table_1.attach(self.t1_dark_img_path, 1,2,2,3)
		self.table_1.attach(self.t1_dark_img_button, 2,3,2,3)
		
		self.table_2.attach(self.t2_detector_txt, 0,1,0,1)
		self.table_2.attach(self.t2_det_combobox, 1,2,0,1)
		self.table_2.attach(self.t2_monitor_txt, 0,1,1,2)
		self.table_2.attach(self.t2_mon_combobox, 1,2,1,2)
		self.table_2.attach(self.t2_ref_mon_txt, 0,1,2,3)
		self.table_2.attach(self.t2_ref_mon_entry, 1,2,2,3)
		self.table_2.attach(self.t2_img_start_txt, 0,1,3,4)
		self.table_2.attach(self.t2_img_start_entry, 1,2,3,4)
		self.table_2.attach(self.t2_img_end_txt, 0,1,4,5)
		self.table_2.attach(self.t2_img_end_entry, 1,2,4,5)
		self.table_2.attach(self.t2_combine_XY, 0,2,5,6)
		self.table_2.attach(self.combine_XY, 2,3,5,6)
		self.table_2.attach(self.t2_ascii_out, 0,1,6,7)
		self.table_2.attach(self.ascii_out, 1,2,6,7)
		
		self.table_2.attach(self.d1_specfile_txt,2,3,0,1)
		self.table_2.attach(self.d1_specfile_path,3,4,0,1)
		self.table_2.attach(self.d1_specfile_browse,4,5,0,1)
		self.table_2.attach(self.d1_center_txt,2,3,1,2)
		self.table_2.attach(self.d1_center,3,4,1,2)
		self.table_2.attach(self.d1_distance_txt,2,3,2,3)
		self.table_2.attach(self.d1_distance,3,4,2,3)
		
		
		self.page_batch_correction_container = gtk.VBox()
		self.page_batch_correction_container.pack_start(self.table_1, False, False, 10)
		self.page_batch_correction_container.pack_start(self.table_2, False, False, 10)
		self.page_batch_correction_container.pack_start(self.run_button, False, False, 10)
		#self.page_batch_correction_container.pack_start(separator, False, False, 10)
		self.table_3 = gtk.Table(1,2,False)
		self.table_3.attach(self.show_process, 0,1,0,1)
		self.table_3.attach(self.show_process_info,1,2,0,1)
		self.page_batch_correction_container.pack_start(self.table_3, False, False, 10)
		self.page_batch_correction_container.pack_start(self.progressbar, False, False, 10)
		self.page_batch_correction.pack_start(self.page_batch_correction_container, False, False, 20)
		
		###################### PACK THE NOTEBOOK #####################################
		hbox.pack_start(self.notebook)
		vbox.pack_start(hbox,True,True,0)
		############################### Sliders ######################################
		#sld_box = gtk.Fixed()
		sld_box = gtk.HBox(False,2)

		self.vmin_txt = gtk.Label("Vmin")
		self.vmin_txt.set_alignment(0,0.5)
		#self.vmin_txt.set_justify(gtk.JUSTIFY_CENTER)
		self.vmax_txt = gtk.Label("Vmax")
		self.vmax_txt.set_alignment(0,0.5)
		#self.vmax_txt.set_justify(gtk.JUSTIFY_CENTER)
		self.sld_vmin = gtk.HScale()
		self.sld_vmax = gtk.HScale()

		self.sld_vmin.set_size_request(200,25)
		self.sld_vmax.set_size_request(200,25)
		self.sld_vmin.set_range(0,self.vmax)
		self.sld_vmax.set_range(0,self.vmax)
		self.sld_vmax.set_value(self.vmax)
		self.sld_vmin.set_value(0)
		self.sld_vmin.connect('value-changed',self.scale_update)
		self.sld_vmax.connect('value-changed',self.scale_update)

		vmax_spin_adj         = gtk.Adjustment(self.vmax, 0, self.vmax_range, 0.5, 10.0, 0.0)
		self.vmax_spin_btn    = gtk.SpinButton(vmax_spin_adj,1,1)
		self.vmax_spin_btn.set_numeric(True)
		#self.vmax_spin_btn.set_wrap(True)
		self.vmax_spin_btn.set_update_policy(gtk.UPDATE_IF_VALID)
		self.vmax_spin_btn.set_size_request(80,-1)
		#self.vmax_spin_btn.set_alignment(0,0.5)
		self.vmax_spin_btn.connect('value-changed',self.scale_update_spin)

		vmin_spin_adj         = gtk.Adjustment(self.vmin, 0, self.vmax_range, 0.5, 10.0, 0.0)
		self.vmin_spin_btn    = gtk.SpinButton(vmin_spin_adj,1,1)
		self.vmin_spin_btn.set_numeric(True)
		#self.vmin_spin_btn.set_wrap(True)
		self.vmin_spin_btn.set_update_policy(gtk.UPDATE_IF_VALID)
		self.vmin_spin_btn.set_size_request(80,-1)
		#self.vmax_spin_btn.set_alignment(0,0.5)
		self.vmin_spin_btn.connect('value-changed',self.scale_update_spin)

		self.slider_reset_btn = gtk.Button("Reset")
		self.slider_reset_btn.set_size_request(50,30)
		self.slider_reset_btn.set_alignment(1,0.5)
		self.slider_reset_btn.connect('clicked',self.reset_scale)

		sld_box.pack_start(self.vmin_txt,False,False,0)
		sld_box.pack_start(self.sld_vmin,False,False,0)
		sld_box.pack_start(self.vmin_spin_btn,False,False,0)
		sld_box.pack_start(self.vmax_txt,False,False,0)
		sld_box.pack_start(self.sld_vmax,False,False,0)
		sld_box.pack_start(self.vmax_spin_btn,False,False,0)
		sld_box.pack_start(self.slider_reset_btn,False,False,0)

		vbox.pack_start(sld_box,False,False,5)

		################# Status bar #################################################
		#self.status_bar = gtk.EventBox()
		#self.status_bar = gtk.HBox(False,2)
		##self.status_bar.modify_bg(gtk.STATE_NORMAL, self.status_bar.get_colormap().alloc_color("white"))
		#self.stt = gtk.Fixed()
		#self.x_pos = gtk.Label("X =")
		#self.y_pos = gtk.Label("Y =")
		#self.z_pos = gtk.Label("Z =")
		##self.edf_pos = gtk.Label("EDF choosen: ")
		#self.del_pos = gtk.Label()
		#self.eta_pos = gtk.Label()
		#self.phi_pos = gtk.Label()
		#self.kphi_pos = gtk.Label()
		#self.chi_pos = gtk.Label()
		#self.nu_pos  = gtk.Label()
		#self.mu_pos  = gtk.Label()
		#self.time_pos  = gtk.Label()
		#self.stt.put(self.x_pos,10,5)
		#self.stt.put(self.y_pos,70,5)
		#self.stt.put(self.z_pos,130,5)
		##self.stt.put(self.edf_pos,250,5)
		#self.stt.put(self.del_pos,220,5)
		#self.stt.put(self.eta_pos,325,5)
		#self.stt.put(self.phi_pos,425,5)
		#self.stt.put(self.kphi_pos,525,5)
		#self.stt.put(self.chi_pos,625,5)
		#self.stt.put(self.nu_pos,710,5)
		#self.stt.put(self.mu_pos,790,5)
		#self.stt.put(self.time_pos,880, 5)
		#self.status_bar.add(self.stt)
		self.status_bar = gtk.Table(1,22,True)
		self.x_pos_txt = gtk.Label("X: ")
		self.y_pos_txt = gtk.Label("Y: ")
		self.z_pos_txt = gtk.Label("Z: ")
		self.x_pos = gtk.Label()
		self.y_pos = gtk.Label()
		self.z_pos = gtk.Label()
		
		self.del_pos_txt = gtk.Label()
		self.eta_pos_txt = gtk.Label()
		self.phi_pos_txt = gtk.Label()
		self.kphi_pos_txt= gtk.Label()
		self.chi_pos_txt = gtk.Label()
		self.nu_pos_txt  = gtk.Label()
		self.mu_pos_txt  = gtk.Label()
		self.time_pos_txt= gtk.Label()
		
		self.del_pos = gtk.Label()
		self.eta_pos = gtk.Label()
		self.phi_pos = gtk.Label()
		self.kphi_pos = gtk.Label()
		self.chi_pos = gtk.Label()
		self.nu_pos  = gtk.Label()
		self.mu_pos  = gtk.Label()
		self.time_pos  = gtk.Label()
		
		self.x_pos_txt.set_alignment(1,0.5)
		self.x_pos.set_alignment(0,0.5)
		self.y_pos_txt.set_alignment(1,0.5)
		self.y_pos.set_alignment(0,0.5)
		self.z_pos_txt.set_alignment(1,0.5)
		self.z_pos.set_alignment(0,0.5)
		self.del_pos_txt.set_alignment(1,0.5)
		self.del_pos.set_alignment(0,0.5)
		self.eta_pos.set_alignment(0,0.5)
		self.eta_pos_txt.set_alignment(1,0.5)
		self.phi_pos.set_alignment(0,0.5)
		self.phi_pos_txt.set_alignment(1,0.5)
		self.kphi_pos.set_alignment(0,0.5)
		self.kphi_pos_txt.set_alignment(1,0.5)
		self.chi_pos.set_alignment(0,0.5)
		self.chi_pos_txt.set_alignment(1,0.5)
		self.nu_pos.set_alignment(0,0.5)
		self.nu_pos_txt.set_alignment(1,0.5)
		self.mu_pos.set_alignment(0,0.5)
		self.mu_pos_txt.set_alignment(1,0.5)
		self.time_pos.set_alignment(0,0.5)
		self.time_pos_txt.set_alignment(1,0.5)
		
		self.status_bar.attach(self.x_pos_txt,0,1,0,1)
		self.status_bar.attach(self.x_pos,1,2,0,1)
		self.status_bar.attach(self.y_pos_txt,2,3,0,1)
		self.status_bar.attach(self.y_pos,3,4,0,1)
		self.status_bar.attach(self.z_pos_txt,4,5,0,1)
		self.status_bar.attach(self.z_pos,5,6,0,1)
		
		self.status_bar.attach(self.del_pos_txt,6,7,0,1)
		self.status_bar.attach(self.del_pos,7,8,0,1)
		self.status_bar.attach(self.eta_pos_txt,8,9,0,1)
		self.status_bar.attach(self.eta_pos,9,10,0,1)
		self.status_bar.attach(self.phi_pos_txt,10,11,0,1)
		self.status_bar.attach(self.phi_pos,11,12,0,1)
		self.status_bar.attach(self.kphi_pos_txt,12,13,0,1)
		self.status_bar.attach(self.kphi_pos,13,14,0,1)
		self.status_bar.attach(self.chi_pos_txt,14,15,0,1)
		self.status_bar.attach(self.chi_pos,15,16,0,1)
		self.status_bar.attach(self.nu_pos_txt,16,17,0,1)
		self.status_bar.attach(self.nu_pos,17,18,0,1)
		self.status_bar.attach(self.mu_pos_txt,18,19,0,1)
		self.status_bar.attach(self.mu_pos,19,20,0,1)
		self.status_bar.attach(self.time_pos_txt,20,21,0,1)
		self.status_bar.attach(self.time_pos,21,22,0,1)
		
		vbox.pack_start(self.status_bar,False,False,0)
		
		self.add(vbox)
		self.connect("destroy", gtk.main_quit)
		self.show_all()
		self.progressbar.hide()
		self.data_loading.hide()
		self.d1_center.hide()
		self.d1_center_txt.hide()
		self.d1_distance.hide()
		self.d1_distance_txt.hide()
		self.d1_specfile_browse.hide()
		self.d1_specfile_path.hide()
		self.d1_specfile_txt.hide()

######################################## Definitions ########################################################################
	def pro_format_coord(self,x,y):
		if abs(x)>10000:
			fmtx = '%.2e'%x
		else:
			fmtx = '%.2f'%x
		if abs(y)>10000:
			fmty = '%.2e'%y
		else:
			fmty = '%.2f'%y
		form = 'x=%s, y=%s'%(str(fmtx),str(fmty))
		return form
		
	def pole_format_coord(self, x,y):
		r = N.sqrt(x**2 + y**2)
		chi = N.degrees(r)
		phi = N.arctan2(y,x)
		phi = N.degrees(phi)
		if phi <0:
			phi += 360
		out = "Chi = %.2f, Phi = %.2f"%(chi, phi)
		return out

	def init_image(self):
		self.ax.clear()
		self.cax.clear()
		self.cax2.clear()
		self.ax.add_patch(self.rect)
		self.ax.add_patch(self.roi_rect)
		self.IMG_ZOOMED = False
		#if self.detector_type=="S70":
			#self.img = self.ax.imshow(self.data,origin='upper',vmin=self.vmin, vmax=self.vmax, cmap=jet, interpolation='nearest',aspect='auto', extent=self.MAIN_EXTENT)
		#else:
			#self.img = self.ax.imshow(self.data,origin='lower',vmin=self.vmin, vmax=self.vmax, cmap=jet, interpolation='nearest',aspect='auto', extent=self.MAIN_EXTENT)
		self.img = self.ax.imshow(self.data,origin='lower',vmin=self.vmin, vmax=self.vmax, cmap=jet, interpolation='nearest',aspect='auto', extent=self.MAIN_EXTENT)
		
		#self.img.set_extent(self.MAIN_EXTENT)
		if self.log_scale == 0:
			clabel = r'$Intensity\ (Counts\ per\ second)$'
		else:
			clabel = r'$Log_{10}\ (Counts\ per\ second)\ [arb.\ units]$'
		self.cb  = self.fig.colorbar(self.img, cax = self.cax, format="%.f")#format=fm
		self.cb.set_label(clabel, fontsize=18)
		self.cb.locator = MaxNLocator(nbins=6)
		#Horizontal colorbar
		self.cb2  = self.fig.colorbar(self.img, cax = self.cax2, orientation='horizontal', format="%.f")#format=fm
		self.cb2.set_label(clabel, fontsize=18)
		self.cb2.locator = MaxNLocator(nbins=6)
		self.cb2.ax.set_visible(False)
		
		if self.tth_chi_space_btn.get_active():
			self.MAIN_XLABEL.set_text(r"$2\theta\ (deg.)$")
			self.MAIN_YLABEL.set_text(r"$\chi\ (deg.)$")
		
		elif self.hk_space_btn.get_active():
			self.MAIN_XLABEL.set_text(r"$H\ (R.L.U)$")
			self.MAIN_YLABEL.set_text(r"$K\ (R.L.U)$")
		elif self.hl_space_btn.get_active():
			self.MAIN_XLABEL.set_text(r"$H\ (R.L.U)$")
			self.MAIN_YLABEL.set_text(r"$L\ (R.L.U)$")
		elif self.kl_space_btn.get_active():
			self.MAIN_XLABEL.set_text(r"$K\ (R.L.U)$")
			self.MAIN_YLABEL.set_text(r"$L\ (R.L.U)$")
		else:
			self.MAIN_XLABEL.set_text("X (pixel)")
			self.MAIN_YLABEL.set_text("Y (pixel)")
		
		if self.graph_aspect == True:
			self.ax.set_aspect('equal')
		else:
			self.ax.set_aspect('auto')
			
		self.IMG_INIT = True
		#self.cursor = Cursor(self.ax, color='k', linewidth=1, useblit=True)
		
	def change_aspect_ratio(self,w):
		self.graph_aspect = not (self.graph_aspect)
		if self.graph_aspect == True:
			self.ax.set_aspect('equal')
		else:
			self.ax.set_aspect('auto')
		self.canvas.draw()

	def popup_info(self,info_type,text):
		""" info_type = WARNING, INFO, QUESTION, ERROR """
		if info_type.upper() == "WARNING":
			mess_type = gtk.MESSAGE_WARNING
		elif info_type.upper() == "INFO":
			mess_type = gtk.MESSAGE_INFO
		elif info_type.upper() == "ERROR":
			mess_type = gtk.MESSAGE_ERROR
		elif info_type.upper() == "QUESTION":
			mess_type = gtk.MESSAGE_QUESTION

		self.warning=gtk.MessageDialog(self, gtk.DIALOG_DESTROY_WITH_PARENT, mess_type, gtk.BUTTONS_CLOSE,text)
		self.warning.run()
		self.warning.destroy()

	def load_calibration(self, widget):
		""" load a pre-calib file , PONI file """
		if self.loadcalibtb.get_active():
			dialog = gtk.FileChooserDialog("Select a PONI file",None,gtk.FILE_CHOOSER_ACTION_OPEN,(gtk.STOCK_CANCEL,gtk.RESPONSE_CANCEL, gtk.STOCK_OPEN, gtk.RESPONSE_OK))
			filtre = gtk.FileFilter()
			filtre.set_name("PONI")
			filtre.add_pattern("*.poni")
			dialog.add_filter(filtre)
			response = dialog.run()
			if response == gtk.RESPONSE_OK:
				self.ponifile = dialog.get_filename().decode('utf8')
				print "Calibration file is: ",self.ponifile
				self.azimuthalIntegration = pyFAI.load(self.ponifile)

				self.calibrated = True
				self.calibrated_quantitative = True
				print "is calibrated? ",self.calibrated
				# self.geometry_manual.set_active(False)
				self.canvas.draw()
				s = os.path.basename(self.ponifile)
				self.popup_info("info","This detector is calibrated with the PONI file %s!!!"%s)
			else:
				pass
			dialog.destroy()
			self.wavelength = self.azimuthalIntegration.wavelength
			self.distance   = self.azimuthalIntegration.dist
			self.energy     = xrayutilities.lam2en(self.wavelength)/1e10
			self.direct_beam= [self.azimuthalIntegration.poni2/_PIXEL_SIZE, self.azimuthalIntegration.poni1/_PIXEL_SIZE]
			self.geometry_energy.set_text(str(self.energy))
			self.geometry_distance.set_text(str(self.distance))
			self.geometry_direct_beam.set_text(str(self.direct_beam[0])+","+str(self.direct_beam[1]))
		else:
			self.calibrated = False
			self.calibrated_quantitative = False
	def manual_calibration(self,widget):
		"""Checking input data for geometry setup
		"""
		distance = self.geometry_distance.get_text()
		energy   = self.geometry_energy.get_text()
		direct_beam = self.geometry_direct_beam.get_text()
		self.distance = float(distance)
		self.energy   = float(energy)
		direct_beam = direct_beam.split(",")
		self.direct_beam = [float(direct_beam[0]),float(direct_beam[1])]
		from scipy.constants import h,c,e
		poni1 = self.direct_beam[1]*_PIXEL_SIZE
		poni2 = self.direct_beam[0]*_PIXEL_SIZE
		self.wavelength = h*c/e/self.energy
		
		#qconv = xrayutilities.experiment.QConversion(['y-','x-','z+'],['z+','y-'],[1,0,0])
		
		if self.UB_MATRIX_LOAD:
			self.experiment = xrayutilities.HXRD([1,0,0],[0,0,1], en=self.energy, qconv=self.qconv)
		else:
			substrate = self.geometry_substrate.get_active_text()
			if substrate == "-- other":
				if self.geometry_substrate_other.get_text() == "":
					self.experiment = xrayutilities.HXRD([1,0,0],[0,0,1], en=self.energy, qconv=self.qconv)
					self.has_substrate = False
				else:
					self.has_substrate = True
					substrate = self.geometry_substrate_other.get_text()
			else:
				self.has_substrate = True
			if self.has_substrate:
				command = "self.substrate = xrayutilities.materials."+substrate
				exec(command)
				in_plane = self.geometry_substrate_inplane.get_text()
				out_of_plane = self.geometry_substrate_outplane.get_text()
				if in_plane != "" and out_of_plane != "":
					in_plane = in_plane.split()
					self.in_plane = N.asarray([int(i) for i in in_plane])
					out_of_plane = out_of_plane.split()
					self.out_of_plane = N.asarray([int(i) for i in out_of_plane])
					#self.has_orientation_matrix = True
					self.experiment = xrayutilities.HXRD(self.substrate.Q(self.in_plane),self.substrate.Q(self.out_of_plane), en=self.energy, qconv=self.qconv)
				else:
					#self.has_orientation_matrix = False
					self.experiment = xrayutilities.HXRD(self.substrate.Q(1,0,0),self.substrate.Q(0,0,1), en=self.energy, qconv=self.qconv)
					
		
		if not self.calibrated_quantitative:
			self.azimuthalIntegration = pyFAI.azimuthalIntegrator.AzimuthalIntegrator(dist=self.distance,
																					poni1=poni1,
																					poni2=poni2,
																					rot1=None,
																					rot2=None,
																					rot3=None,
																					pixel1=_PIXEL_SIZE,
																					pixel2=_PIXEL_SIZE,
																					wavelength=self.wavelength)
			#self.experiment.Ang2Q.init_area('z+','y-', cch1=direct_beam[1], cch2=direct_beam[0], Nch1=Npx1,Nch2=Npx2, pwidth1=px1,pwidth2=px2, distance=distance, detrot=detrot, tiltazimuth=0, tilt=0)
		
			self.calibrated=True
		MSSG = "Your parameters have been taken into account.\nEnergy = %s eV\nDistance = %s m\nDirect beam position: %s,%s\n"%(str(self.energy),str(self.distance),str(self.direct_beam[0]),str(self.direct_beam[1]))
		if self.UB_MATRIX_LOAD:
			MSSG+= "\nYou have imported a UB matrix. If you donot want to use this UB matrix anymore, click the browse button again.\n\nYour actual UB matrix is:\n%s"%str(self.UB_MATRIX)
		else:
			if self.has_substrate:
				MSSG+= "\nYou do not have a UB matrix, you have to define your substrate material and it's orientation. This information will be considered to calculate the orientation matrix\n"
				MSSG+= "\nYour actual choise:\nSubstrate material: %s\nIn-plane direction: %s\nOut-of-plane direction: %s"%(str(substrate), str(self.in_plane), str(self.out_of_plane))
			else:
				MSSG+= "\nYou donot have a UB matrix, nor a substrate. A UB equal to unity will be applied\n"
		self.popup_info("info",MSSG)
		tmp_dir  = tempfile.gettempdir()
		geo_name = join(tmp_dir,"Geo_config.DEVA")
		geo_file = open(geo_name,"w")
		content  =""
		content += "ENERGY="+str(self.energy)+"\n"
		content += "DISTANCE="+str(self.distance)+"\n"
		content += "DIRECT_BEAM_XY="+str(self.direct_beam[0])+","+str(self.direct_beam[1])+"\n"
		if self.has_substrate:
			content += "HAS_SUBSTRATE=YES\n"
			content += "SUBSTRATE="+substrate+"\n"
		else:
			content += "HAS_SUBSTRATE=NO\n"
		
		content += "INPLANE="+str(self.in_plane[0])+" "+str(self.in_plane[1])+" "+str(self.in_plane[2])+"\n"
		content += "OUTPLANE="+str(self.out_of_plane[0])+" "+str(self.out_of_plane[1])+" "+str(self.out_of_plane[2])+"\n"
		
		geo_file.write(content)
		geo_file.close()
			
	def calculation_angular_coordinates(self):
		if self.detector_type=="D5":
			self.tableTwoTheta = self.azimuthalIntegration.twoThetaArray((578,1148))
			self.tableChi      = self.azimuthalIntegration.chiArray((578,1148))
			self.tableChi      = N.degrees(self.tableChi)-90
		
		elif self.detector_type=="S70":
			#self.azimuthalIntegration.setChiDiscAtZero()
			self.tableTwoTheta = self.azimuthalIntegration.twoThetaArray((120,578))
			self.tableChi      = self.azimuthalIntegration.chiArray((120,578))
			self.tableChi      = N.degrees(self.tableChi)-90
		elif self.detector_type=="D1":
			self.tableTwoTheta = self.azimuthalIntegration.twoThetaArray((self.Dim1,self.Dim2))
			self.tableChi      = self.azimuthalIntegration.chiArray((self.Dim1,self.Dim2))
			self.tableChi      = N.degrees(self.tableChi)-90

			
		self.table_dSpace = self.azimuthalIntegration.wavelength / (2*N.sin(self.tableTwoTheta/2.0)) * 1e10 #d in Angstrom
		self.tableTwoTheta = N.degrees(self.tableTwoTheta)
		
	def set_detector(self,widget, det_type):
		if det_type.upper()=="D5":
			print "D5 selected"
			self.detm.set_label("XPAD D5")
			self.detector_type = "D5"

		elif det_type.upper()=="S70":
			print "S70 selected"
			self.detm.set_label("XPAD S70")
			self.detector_type = "S70"
			self.xDim1 = 560
			self.yDim1 = 0
			self.yDim0 = 120

		elif det_type.upper()=="D1":
			print "D1 selected"
			self.detm.set_label("XPAD D1")
			self.detector_type = "D1"
			self.xDim1 = 577
			self.yDim1 = 913

		self.init_image()
		self.canvas.draw()
		return 0
	
	def set_manip(self,widget, manip_type):
		if manip_type.upper()=="GONIO":
			self.manipm.set_label("Gonio")
			self.experiment_type = "GONIO"

		elif manip_type.upper()=="GISAXS":
			self.manipm.set_label("GISAXS")
			self.experiment_type = "GISAXS"
		self.canvas.draw()
		return 0

	def check_azimuthal_integrator(self):
		if not self.calibrated_quantitative:
			rot1 = N.radians(self.nu)*(-1.)
			rot2 = N.radians(self.delta)*(-1.)
			rot3 = N.radians(90-self.chi)
			self.azimuthalIntegration.rot1 = rot1
			self.azimuthalIntegration.rot2 = rot2
			self.azimuthalIntegration.rot3 = rot3
		self.calculation_angular_coordinates()
		
	def get_dark(self,w):
		if self.use_dark_tb.get_active():
			#self.DARK_CORRECTION = not self.DARK_CORRECTION
			if self.SELECTED_IMG_NUM != None:
				self.DARK_DATA = self.fabioIMG.data
				self.DARK_CORRECTION = True
			else:
				self.use_dark_tb.set_active(False)
				self.DARK_CORRECTION = False
		else:
			self.DARK_CORRECTION = False
		print "Use Dark image: ",self.DARK_CORRECTION
		
	def what_is_this_manip(self):
		""" Check manip type by the spec file"""
		kappapsic = re.compile(r'kappapsic')
		fourc     = re.compile(r'kappa')
		gisaxs    = re.compile(r'gisaxs')
		saxsext   = re.compile(r'saxsext')
		manip     = [kappapsic, fourc, gisaxs, saxsext]
		manip_list= ['kappapsic', 'fourc', 'gisaxs', 'saxsext']
		spec_file = os.path.basename(self.SPEC_FILE)
		print "Spec file: ",spec_file
		for m in range(len(manip)):
			if manip[m].findall(spec_file) !=[]:
				self.manip = manip_list[m]
				break
			else:
				self.manip = "Unknown"
		
	def read_header(self,header):
		if self.detector_type != "D1":
			self.counter = get_counters(header)
			self.motor = get_motors(header)
			motor_mne = self.motor.keys()
			if len(motor_mne)>1:
				if 'xsamp' in motor_mne:
					self.manip = "gisaxs"
				elif 'del' in motor_mne:
					self.manip = "kappapsic"
				elif 'tth' in motor_mne:
					self.manip = "fourc"
				else:
					self.manip = "Unknown"
			if self.manip == "kappapsic":
				self.delta = self.motor['del']
				self.eta   = self.motor['eta']
				self.chi   = self.motor['chi']
				self.phi   = self.motor['phi']
				self.nu    = self.motor['nu']
				self.mu    = self.motor['mu']
				self.kphi  = self.motor['kphi']
			
			elif self.manip == "fourc":
				self.delta = self.motor['tth']
				self.eta   = self.motor['th']
				self.chi   = self.motor['chi']
				self.phi   = self.motor['phi']
				self.nu    = self.motor['nu']
				self.mu    = self.motor['mu']
				self.kphi  = self.motor['kphi']
				
			elif self.manip == "gisaxs":
				self.delta = 0
				self.eta = 0
				self.phi = self.kphi = self.chi = self.nu = self.mu = 0			
			self.count_time = self.counter['sec']
		else:
			self.del_pos_txt.set_text("For instant the header of D1 detector is not stored in the image. We have to write some code to read motor info from spec file")
			self.manip = "Unknown"
			self.count_time=0
			#pass
		
	def on_changed_edf(self,widget,row,col):
		""" Change EDF by double clicking on the file name """
		self.clear_notes()
		self.init_image()
		model = widget.get_model()
		#print "TRA CHOOSE: ",model
		#print "ROW: ",row,len(row)
		#print "MODEL[ROW]: ",model[row]
		self.edf_choosen = model[row][0]
		self.edf_folder = self.current_folder
		if len(row)==2:
			#print "Selected Directory: ",model[row[0]][0]
			self.edf_folder = join(self.current_folder,model[row[0]][0])
			#print "edf_folder: ",self.edf_folder
		self.edf = join(self.edf_folder,self.edf_choosen)
		#self.edf_pos.set_text("EDF choosen:  %s"%self.edf_choosen)
		try:
			self.MAIN_TITLE.set_text(self.edf_choosen,fontsize=18)
		except:
			self.MAIN_TITLE = self.ax.set_title(self.edf_choosen,fontsize=18)
		#self.MAIN_TITLE = self.fig.suptitle(self.edf_choosen)
		### Data Loading #########
		self.fabioIMG = fabio.open(self.edf)
		self.header = self.fabioIMG.header
		self.Dim1 = self.fabioIMG.data.shape[0]
		self.Dim2 = self.fabioIMG.data.shape[1]
		if self.detector_type == "S70":
			self.fabioIMG.data = N.flipud(self.fabioIMG.data)
		#print self.header
		self.read_header(self.header)
		if self.manip == "kappapsic":
			self.del_pos_txt.set_text("Del: ")
			self.eta_pos_txt.set_text("Eta: ")
			self.phi_pos_txt.set_text("Phi: ")
			self.kphi_pos_txt.set_text("Kphi: ")
			self.chi_pos_txt.set_text("Chi: ")
			self.nu_pos_txt.set_text("Nu: ")
			self.mu_pos_txt.set_text("Mu: ")
			
			self.del_pos.set_text("%.2f"%self.delta)
			self.eta_pos.set_text("%.2f"%self.eta)
			self.phi_pos.set_text("%.2f"%self.phi)
			self.kphi_pos.set_text("%.2f"%self.kphi)
			self.chi_pos.set_text("%.2f"%self.chi)
			self.nu_pos.set_text("%.2f"%self.nu)
			self.mu_pos.set_text("%.2f"%self.mu)
			
		elif self.manip == "fourc":
			self.del_pos_txt.set_text("tth: ")
			self.eta_pos_txt.set_text("th: ")
			self.phi_pos_txt.set_text("phi: ")
			self.kphi_pos_txt.set_text("kphi: ")
			self.chi_pos_txt.set_text("chi: ")
			self.nu_pos_txt.set_text("nu: ")
			self.mu_pos_txt.set_text("mu: ")
			
			self.del_pos.set_text("%.2f"%self.delta)
			self.eta_pos.set_text("%.2f"%self.eta)
			self.phi_pos.set_text("%.2f"%self.phi)
			self.kphi_pos.set_text("%.2f"%self.kphi)
			self.chi_pos.set_text("%.2f"%self.chi)
			self.nu_pos.set_text("%.2f"%self.nu)
			self.mu_pos.set_text("%.2f"%self.mu)
			
		elif self.manip == "gisaxs":
			moteurs = self.motor.keys()
			self.del_pos_txt.set_text(moteurs[0])
			self.eta_pos_txt.set_text(moteurs[1])
			self.phi_pos_txt.set_text(moteurs[2])
			self.kphi_pos_txt.set_text(moteurs[3])
			self.chi_pos_txt.set_text(moteurs[4])
			self.nu_pos_txt.set_text(moteurs[5])
			self.mu_pos_txt.set_text(moteurs[6])
			
			self.del_pos.set_text("%.2f"%self.motor[moteurs[0]])
			self.eta_pos.set_text("%.2f"%self.motor[moteurs[1]])
			self.phi_pos.set_text("%.2f"%self.motor[moteurs[2]])
			self.kphi_pos.set_text("%.2f"%self.motor[moteurs[3]])
			self.chi_pos.set_text("%.2f"%self.motor[moteurs[4]])
			self.nu_pos.set_text("%.2f"%self.motor[moteurs[5]])
			self.mu_pos.set_text("%.2f"%self.motor[moteurs[6]])
				
		self.time_pos_txt.set_text("Seconds: ")
		self.time_pos.set_text("%d"%self.count_time)
		gc.collect() # Clear unused variables
		#self.data = self.fabioIMG.data
		self.plot_data()
		if "-" in self.edf_choosen:
			spliter = "-"
		else:
			spliter = "_"
		num = self.edf_choosen.split(spliter)[1]
		num = num.split(".")[0]
		try:
			self.SELECTED_IMG_NUM = int(num)
		except:
			self.SELECTED_IMG_NUM = 1
		if self.SPEC_IS_LOADED and len(self.SPEC_IMG) != 0:
			self.check_and_update_scan_slider()#Check the scan number and image number --> set the spin button for scan num and the slider for img num
		return

	def load_specFile(self,widget):
		dialog = gtk.FileChooserDialog("Select spec file",None,gtk.FILE_CHOOSER_ACTION_OPEN,(gtk.STOCK_CANCEL,gtk.RESPONSE_CANCEL, gtk.STOCK_OPEN, gtk.RESPONSE_OK))
		dialog.set_current_folder(self.current_folder)
		response = dialog.run()
		if response == gtk.RESPONSE_OK:
			file_choosen = dialog.get_filename().decode('utf8')
			self.scan_slider_path.set_text(file_choosen)
			self.SPEC_FILE = file_choosen
		else:
			pass
		dialog.destroy()
		while gtk.events_pending():
			gtk.main_iteration()
		if self.detector_type=="D1":
			self.SPEC_DATA = Read_Spec_D1(self.SPEC_FILE)
		else:
			self.SPEC_DATA = xrayutilities.io.SPECFile(self.SPEC_FILE)
		self.update_spec_data()
		
		return
	
	def load_UBfile(self,widget):
		if self.geometry_browse_UB.get_active():
			dialog = gtk.FileChooserDialog("Select a UB file",None,gtk.FILE_CHOOSER_ACTION_OPEN,(gtk.STOCK_CANCEL,gtk.RESPONSE_CANCEL, gtk.STOCK_OPEN, gtk.RESPONSE_OK))
			dialog.set_current_folder(self.current_folder)
			response = dialog.run()
			if response == gtk.RESPONSE_OK:
				file_choosen = dialog.get_filename().decode('utf8')
				self.UB_FILE = file_choosen
			else:
				pass
			dialog.destroy()
			self.UB_MATRIX = N.loadtxt(self.UB_FILE)
			self.UB_MATRIX_LOAD=True
			self.geometry_browse_UB.set_label("UB imported")
			print "UB matrix file: ",self.UB_FILE
			print "UB matrix: \n",self.UB_MATRIX
		else:
			self.UB_MATRIX_LOAD = False
			self.geometry_browse_UB.set_label("Browse UB file")
		return
		
	def update_spec_data(self):
		self.SPEC_IMG = []
		self.SPEC_SCAN_LIST = self.SPEC_DATA.scan_list
		for i in range(len(_SPEC_IMG_COL)):
			if _SPEC_IMG_COL[i] not in self.SPEC_SCAN_LIST[0].colnames:
				img_col_found = False
				continue
			else:
				img_col_found = True
				self.IMG_COL  = _SPEC_IMG_COL[i]
				break
		if not img_col_found:
			self.popup_info("error","Spec file does not containt the image field. If image coloumn is not 'img' or 'xpadNum' please add this name in the _SPEC_IMG_COL variable (line N# 63).")	
			return
		else:
			first_scan_num = self.SPEC_SCAN_LIST[0].nr
			last_scan_num = self.SPEC_SCAN_LIST[-1].nr
			
			self.SPEC_SCAN_RANGE = (first_scan_num, last_scan_num)
			#print first_scan_num, last_scan_num
			self.SPEC_SCAN_NUM_LIST = []
			self.SPEC_ALL_MOTORS_LIST = []
			for i in range(len(self.SPEC_SCAN_LIST)):
				#item = self.SPEC_SCAN_LIST[i]
				self.SPEC_SCAN_NUM_LIST.append(self.SPEC_SCAN_LIST[i].nr)
				self.SPEC_ALL_MOTORS_LIST.append(self.SPEC_SCAN_LIST[i].colnames[0].upper())
				if self.SPEC_SCAN_LIST[i].scan_status == 'OK':
					self.SPEC_SCAN_LIST[i].ReadData()
					this_img_list = self.SPEC_SCAN_LIST[i].data[self.IMG_COL]
					this_img_list = this_img_list.astype('int')
				else:
					this_img_list = []
				self.SPEC_IMG.append(this_img_list)
				
			self.SPEC_IS_LOADED = True
			self.scan_slider_spinButton.set_range(self.SPEC_SCAN_RANGE[0], self.SPEC_SCAN_RANGE[1])
			
			#print "SPEC_IMG len: ",len(self.SPEC_IMG)
			#print "SPEC SCAN NUM LIST: ",self.SPEC_SCAN_NUM_LIST
			self.check_and_update_scan_slider()
	
	def check_skipped_motors(self):
		self.SPEC_SKIPPED_MOTORS = []
		if self.scan_slider_skip_chi.get_active():
			self.SPEC_SKIPPED_MOTORS.append("Chi".upper())
		if self.scan_slider_skip_del.get_active():
			self.SPEC_SKIPPED_MOTORS.append("Del".upper())
		if self.scan_slider_skip_eta.get_active():
			self.SPEC_SKIPPED_MOTORS.append("Eta".upper())
		if self.scan_slider_skip_phi.get_active():
			self.SPEC_SKIPPED_MOTORS.append("Phi".upper())
		if self.scan_slider_skip_tsz.get_active():
			self.SPEC_SKIPPED_MOTORS.append("Tsz".upper())
		if self.scan_slider_skip_tox.get_active():
			self.SPEC_SKIPPED_MOTORS.append("Tox".upper())
		if self.scan_slider_skip_toy.get_active():
			self.SPEC_SKIPPED_MOTORS.append("Toy".upper())
		if self.scan_slider_skip_rox.get_active():
			self.SPEC_SKIPPED_MOTORS.append("Rox".upper())
		if self.scan_slider_skip_roy.get_active():
			self.SPEC_SKIPPED_MOTORS.append("Roy".upper())
		if self.scan_slider_skip_rien.get_active():
			self.SPEC_SKIPPED_MOTORS.append("Rien".upper())
	
	def update_scan_slider(self,widget):
		self.update_scan_slider_now()
	
	def get_scan_data(self,i,edf_base):
		edf    = join(self.edf_folder, edf_base)
		data   = fabio.open(edf).data
		header = fabio.open(edf).header
		stdout.write("\r Loading %s"%edf_base)
		stdout.flush()
		return (i,data,header)
		
	def update_scan_slider_now(self):
		actual_scan_num = self.scan_slider_spinButton.get_value()
		actual_scan_num = int(actual_scan_num)
		self.check_skipped_motors()#To get the list of skipped motors
		print "Actual scan number: ",actual_scan_num
		#print "Skipped scans: ",self.SPEC_SKIPPED_MOTORS
		#print "First scan: %d, Last scan: %d"%(self.SPEC_SCAN_LIST[0].nr, self.SPEC_SCAN_LIST[-1].nr)
		for i in range(len(self.SPEC_SCAN_LIST)):
			#scan_motor = self.SPEC_ACTUAL_SCAN.colnames[0].upper()
			if (actual_scan_num == self.SPEC_SCAN_LIST[i].nr) and (self.SPEC_SCAN_LIST[i].colnames[0].upper() not in self.SPEC_SKIPPED_MOTORS):
				self.SPEC_ACTUAL_SCAN = self.SPEC_SCAN_LIST[i]
				self.SPEC_SCAN_MOTOR_NAME = self.SPEC_ACTUAL_SCAN.colnames[0]
				#print "This scan motor: ",self.SPEC_SCAN_MOTOR_NAME
				break
			else:
				continue
		#print "Actual scan number: ", self.SPEC_ACTUAL_SCAN.nr
		
		#self.SPEC_ACTUAL_SCAN.ReadData()#All scan are Data Ready
		#self.SPEC_ACTUAL_SCAN_IMG = []
		self.SPEC_ACTUAL_SCAN_IMG = self.SPEC_ACTUAL_SCAN.data[self.IMG_COL]
		self.SPEC_ACTUAL_SCAN_IMG = self.SPEC_ACTUAL_SCAN_IMG.astype('int')
		#print "Actual scan images: ",self.SPEC_ACTUAL_SCAN_IMG
		actual_img_num  = self.SELECTED_IMG_NUM
		#actual_img_num = self.scan_slider_imgSlider.get_value()
		#actual_img_num = int(actual_img_num)
		if (actual_img_num == None) or (actual_img_num not in self.SPEC_ACTUAL_SCAN_IMG):
			actual_img_num = self.SPEC_ACTUAL_SCAN_IMG[0]
		
		for k in self.store.keys():
			if actual_img_num in self.store_img[k]:
				self.edf_folder = k
				break
			else:
				continue
		#print "EDF folder: ",self.edf_folder
		#while gtk.events_pending():
			#gtk.main_iteration()
		if self.SPEC_ACTUAL_SCAN_IMG[0] == self.SPEC_ACTUAL_SCAN_IMG[-1]:
			self.scan_slider_imgSlider.set_range(self.SPEC_ACTUAL_SCAN_IMG[0], self.SPEC_ACTUAL_SCAN_IMG[-1]+1)
		else:
			self.scan_slider_imgSlider.set_range(self.SPEC_ACTUAL_SCAN_IMG[0], self.SPEC_ACTUAL_SCAN_IMG[-1])
		
		self.scan_slider_imgSlider.set_value(actual_img_num)#This will call the plot_scan too
		#print "Actual image number: ",actual_img_num
		#print self.SPEC_ACTUAL_SCAN_IMG
		self.SPEC_ACTUAL_SCAN_DATA = []
		self.SPEC_ACTUAL_SCAN_HEADER=[]
		#try:
		self.SPEC_ACTUAL_SCAN_IMG_NAMES = select_files_from_list(self.store[self.edf_folder], self.SPEC_ACTUAL_SCAN_IMG[0], self.SPEC_ACTUAL_SCAN_IMG[-1])
		
		img_list = self.SPEC_ACTUAL_SCAN_IMG_NAMES
		#print "Actual images: ",img_list
		print "Loading data for this scan %d ..."%self.SPEC_ACTUAL_SCAN.nr
		
		"""" Getting data by multithreading """
		threads = []
		for i in range(len(img_list)):
			t = get_scan_data_thread(i,self.edf_folder, img_list[i])
			threads.append(t)
			t.start()
		output = []
		for t in threads:
			t.join()
			output.append(t.Data)
		while len(threads)>0:
			threads.pop()
		gobject.timeout_add(200, self._callback)
		output.sort()
		self.SPEC_ACTUAL_SCAN_DATA   = [o[1] for o in output]
		self.SPEC_ACTUAL_SCAN_HEADER = [o[2] for o in output]
		# print "Don't worry about the order printed above."
		print "End."
		#except:
			#pass
			#self.popup_info("warning","Attention: Data not found for this scan.")
		
		#self.SPEC_SCAN_MOTOR_NAME = self.SPEC_ACTUAL_SCAN.colnames[0]
		self.SPEC_SCAN_MOTOR_DATA = self.SPEC_ACTUAL_SCAN.data[self.SPEC_SCAN_MOTOR_NAME]
		#print "Motor values - size: ",self.SPEC_SCAN_MOTOR_DATA.shape
		#print "plot_scan"
		self.plot_scan()
		
		if not self.IMG_INIT:
			self.init_image()
		gc.collect()
		del threads
		return
	
	def check_and_update_scan_slider(self):
		"""Get the actual scan object corresponding to the scan number and image number selected"""
		scan_found = False
		if self.DATA_IS_LOADED and self.SELECTED_IMG_NUM != None:
			self.check_skipped_motors()#To get the list of skipped motors
			#This_Prefix = self.edf_choosen.split("_")[0]
			#prefix = re.compile(This_Prefix)
			for i in range(len(self.SPEC_IMG)):
				if (self.SELECTED_IMG_NUM in self.SPEC_IMG[i]) and (self.SPEC_SCAN_LIST[i].colnames[0].upper() not in self.SPEC_SKIPPED_MOTORS):
					self.SPEC_ACTUAL_SCAN = self.SPEC_SCAN_LIST[i]
					scan_found = True
					break
				else:
					continue
			
		else:
			self.SPEC_ACTUAL_SCAN = self.SPEC_SCAN_LIST[-1]#if no image is selected, the last scan will be displayed
			
		#print "actual scan: ",self.SPEC_ACTUAL_SCAN.nr
		if scan_found:	
			self.scan_slider_spinButton.set_value(self.SPEC_ACTUAL_SCAN.nr)#This will call the update scan slider too
			#self.update_scan_slider_now()#NOT NECESSARY
			self.SCAN_ROI_INTEGRATION_X =[]
			self.SCAN_ROI_INTEGRATION_Y =[]
			return
		else:
			return
		
	def slider_plot_scan(self, widget):
		self.plot_scan()
	
	def get_roi_data(self):
		if self.detector_space_btn.get_active():
			r = sorted([int(self.ROI_y0), int(self.ROI_y1)])
			c = sorted([int(self.ROI_x0), int(self.ROI_x1)])
			
		elif self.tth_chi_space_btn.get_active():
			x1 = get_index(self.tth_pyFAI, self.ROI_x0)
			x2 = get_index(self.tth_pyFAI, self.ROI_x1)
			y1 = get_index(self.chi_pyFAI, self.ROI_y0)
			y2 = get_index(self.chi_pyFAI, self.ROI_y1)
			r  = sorted([y1,y2])
			c  = sorted([x1,x2])
		elif self.hk_space_btn.get_active() or self.hl_space_btn.get_active() or self.kl_space_btn.get_active():
			x1 = get_index(self.QGridder.xaxis, self.ROI_x0)
			x2 = get_index(self.QGridder.xaxis, self.ROI_x1)
			y1 = get_index(self.QGridder.yaxis, self.ROI_y0)
			y2 = get_index(self.QGridder.yaxis, self.ROI_y1)
			r  = sorted([y1,y2])
			c  = sorted([x1,x2])
		return self.data[r[0]:r[1],c[0]:c[1]].sum()

	def plot_roi(self):
		self.profiles_ax1.cla()
		#self.profiles_ax1.format_coord = self.pro_format_coord
		#self.profiles_ax2.format_coord = self.pro_format_coord
		self.profiles_ax1.plot(self.SCAN_ROI_INTEGRATION_X, self.SCAN_ROI_INTEGRATION_Y, "r-o", lw=2)
		self.profiles_ax1.set_xlabel(self.SPEC_SCAN_MOTOR_NAME, size=14)
		self.profiles_ax1.set_ylabel("ROI integration", size=14)
		self.profiles_refresh()
		self.canvas.draw()
		
	def read_scan_header_D1(self, img_index, scan_motor):
		#self.what_is_this_manip()
		motors = self.SPEC_ACTUAL_SCAN.motors
		self.count_time = self.SPEC_ACTUAL_SCAN.count_time
		
		this_scan_motor_value = self.SPEC_ACTUAL_SCAN.data[scan_motor][img_index]
		mot_del  = re.compile(r'DEL')
		mot_eta  = re.compile(r'ETA')
		mot_chi  = re.compile(r'CHI')
		mot_phi  = re.compile(r'PHI')
		mot_nu  = re.compile(r'NU')
		mot_mu  = re.compile(r'MU')
		mot_list = [mot_del,mot_eta,mot_chi,mot_phi,mot_nu,mot_mu]
		real_mot_list = ['del','eta','chi','phi','nu','mu']
		for i in range(len(mot_list)):
			if mot_list[i].findall(scan_motor.upper())!=[]:
				motors[real_mot_list[i]] = this_scan_motor_value
		self.delta = motors['del']
		self.eta   = motors['eta']
		self.chi   = motors['chi']
		self.phi   = motors['phi']
		self.nu    = motors['nu']
		self.mu    = motors['mu']
	
	def plot_scan(self):
		""" Plot when the scan slider changes """
		if len(self.SPEC_ACTUAL_SCAN_DATA)>0:
			img_num = self.scan_slider_imgSlider.get_value()
			img_num = int(img_num)
			#print "Image number: ",img_num
				
			img_index = N.where(self.SPEC_ACTUAL_SCAN_IMG == img_num)
			img_index = img_index[0][0]
			self.data = self.SPEC_ACTUAL_SCAN_DATA[img_index]
			
			self.header = self.SPEC_ACTUAL_SCAN_HEADER[img_index]
			if self.adj_btn.get_active():
				if self.data.shape == (960,560) or self.data.shape == (120,560):
					self.data = correct_geometry(self.data, detector_type=self.detector_type)
			if self.horizontal_detector:
				self.data = N.rot90(self.data)
			this_title = self.SPEC_ACTUAL_SCAN_IMG_NAMES[img_index]
			scan_motor = self.SPEC_SCAN_MOTOR_NAME
			this_motor_value = self.SPEC_SCAN_MOTOR_DATA[img_index]
			
			this_title = this_title +" - %s = %s"%(scan_motor, this_motor_value)
			self.MAIN_TITLE.set_text(this_title)
			
			if self.detector_type =="D1":
				self.read_scan_header_D1(img_index, scan_motor)
			else:
				self.read_header(self.header)
			if self.detector_space_btn.get_active():
				self.MAIN_EXTENT = (0, self.data.shape[1], 0, self.data.shape[0])
			elif self.tth_chi_space_btn.get_active():
				self.Angular_space_plot()
			elif self.hk_space_btn.get_active():
				self.Reciprocal_space_plot(space="HK")
				#print "X shape: ",self.QGridder.xaxis.shape
			elif self.hl_space_btn.get_active():
				self.Reciprocal_space_plot(space="HL")
			elif self.kl_space_btn.get_active():
				self.Reciprocal_space_plot(space="KL")
			
			#print "Data shape: ",self.data.shape
			if self.ROI_ON and self.ROI_DRAWN:
				self.SCAN_ROI_INTEGRATION_X.append(this_motor_value)
				roi_data = self.get_roi_data()
				self.SCAN_ROI_INTEGRATION_Y.append(roi_data)
				self.plot_roi()
			self.scale_plot()
			if img_num == self.SPEC_ACTUAL_SCAN_IMG.min() or img_num == self.SPEC_ACTUAL_SCAN_IMG.max():
				self.SCAN_ROI_INTEGRATION_X = []
				self.SCAN_ROI_INTEGRATION_Y = []
			
			self.img.set_extent(self.MAIN_EXTENT)
			self.slider_update()
						
			self.SELECTED_IMG_NUM = img_num
			if isfile(join(self.edf_folder, self.SPEC_ACTUAL_SCAN_IMG_NAMES[img_index])):
				self.fabioIMG = fabio.open(join(self.edf_folder, self.SPEC_ACTUAL_SCAN_IMG_NAMES[img_index]))
			else:
				pass
		gc.collect()
		return
		
	def plot_3D_scan(self,w):
		""" popup a mayavi window to visualize the 3D data """
		gc.collect()
		self.what_is_this_manip()
		print "Manip ",self.manip
		DATA = []
		scan_motors = {}
		cch1 = self.direct_beam[1]
		cch2 = self.direct_beam[0]
		if self.detector_type=="D5":
			Nch1 = 578
			Nch2 = 1148
		elif self.detector_type=="S70":
			Nch1 = 120
			Nch2 = 578
		elif self.detector_type == "D1":
			dim = self.SPEC_ACTUAL_SCAN_DATA[0].shape
			Nch1 = dim[0]
			Nch2 = dim[1]
		# reduce data: number of pixels to average in each detector direction
		default_nav = [4,4]
		default_roi = [0,Nch1, 0,Nch2]  # region of interest on the detector
		contour_level = 20
		if self.detector_type == "S70":
			contour_level = 30
		
		if self.detector_type=="S70":
			default_nav = [1,1]
		if self.detector_space_btn.get_active() and self.ROI_ON and self.ROI_DRAWN:
			r = sorted([int(self.ROI_y0), int(self.ROI_y1)])
			c = sorted([int(self.ROI_x0), int(self.ROI_x1)])
			default_roi = [r[0],r[1],c[0],c[1]]
			
		if self.manip == "kappapsic":
			th_motor = 'eta'
			tth_motor= 'del'
		elif self.manip == 'fourc':
			th_motor = 'th'
			tth_motor= 'tth'
		scan_motors[tth_motor] = []
		scan_motors[th_motor]  = []
		scan_motors['chi']     = []
		scan_motors['phi']     = []
		scan_motors['nu']      = []
		if self.detector_type != "D1":
			for i in range(len(self.SPEC_ACTUAL_SCAN_DATA)):
				# print "Loading image: ",self.SPEC_ACTUAL_SCAN_IMG_NAMES[i]
				motor=get_motors(self.SPEC_ACTUAL_SCAN_HEADER[i])			
				data = self.SPEC_ACTUAL_SCAN_DATA[i]
				if data.shape == (960,560) or data.shape == (120,560):
					data = correct_geometry(data, detector_type=self.detector_type)
				if self.detector_type == "S70":
					data = N.flipud(data)
				
				scan_motors[th_motor].append(motor[th_motor])
				scan_motors['chi'].append(motor['chi'])
				scan_motors['phi'].append(motor['phi'])
				scan_motors['nu'].append(motor['nu'])
				scan_motors[tth_motor].append(motor[tth_motor])
				data = xrayutilities.blockAverage2D(data, default_nav[0], default_nav[1], roi=default_roi)
				DATA.append(data)
		else:
			#if the detector is D1, old format of image and spec file is taken into account
			scan_motor = self.SPEC_SCAN_MOTOR_NAME
			scan_motor_values = self.SPEC_ACTUAL_SCAN.motors
			_delta = scan_motor_values['del']
			_eta   = scan_motor_values['eta']
			_chi   = scan_motor_values['chi']
			_phi   = scan_motor_values['phi']
			_nu    = scan_motor_values['nu']
			init_motors_pos = [_delta, _eta, _chi, _phi, _nu]
			
			mot_del  = re.compile(r'DEL')
			mot_eta  = re.compile(r'ETA')
			mot_chi  = re.compile(r'CHI')
			mot_phi  = re.compile(r'PHI')
			mot_nu  = re.compile(r'NU')
			mot_list = [mot_del,mot_eta,mot_chi,mot_phi,mot_nu]
			real_mot_list = [tth_motor,th_motor,'chi','phi','nu']
			for i in range(len(mot_list)):
				if mot_list[i].findall(scan_motor.upper())!=[]:
					scan_motors[real_mot_list[i]] = self.SPEC_SCAN_MOTOR_DATA
					real_mot_list.pop(i)#Remove the scan motor from the motor list
					init_motors_pos.pop(i)
					break
				else:
					continue
			
			for i in range(len(real_mot_list)):
				scan_motors[real_mot_list[i]] = N.ones(shape=self.SPEC_SCAN_MOTOR_DATA.shape)*init_motors_pos[i]
			
			bad_images = []#For D1 detector, sometime the recorded images suffer from cosmic rays which pruduce bad images
			for i in range(len(self.SPEC_ACTUAL_SCAN_DATA)):
				# print "Loading image: ",self.SPEC_ACTUAL_SCAN_IMG_NAMES[i]
				if os.path.getsize(join(self.edf_folder, self.SPEC_ACTUAL_SCAN_IMG_NAMES[i]))<1.5e6:
					bad_images.append(i)
					print "BAD IMAGE ",self.SPEC_ACTUAL_SCAN_IMG_NAMES[i]
					continue
				else:
					data = self.SPEC_ACTUAL_SCAN_DATA[i]
					data = xrayutilities.blockAverage2D(data, default_nav[0], default_nav[1], roi=default_roi)
					DATA.append(data)
				
				
		print "Data processing ..."
		# gc.collect()
		try:
			th   = N.asarray(scan_motors[th_motor])
			tth  = N.asarray(scan_motors[tth_motor])
			chi  = 90-N.asarray(scan_motors['chi'])
			phi  = N.asarray(scan_motors['phi'])
			nu   = N.asarray(scan_motors['nu'])
			if self.detector_type=="D1":
				phi = N.delete(phi,bad_images)
				tth = N.delete(tth, bad_images)
				chi = N.delete(chi,bad_images)
				th  = N.delete(th, bad_images)
				nu  = N.delete(nu,bad_images)
			if self.manip == "gisaxs" or self.manip == "saxsext" or self.experiment_type=="GISAXS":
				tth = tth * 0.
				nu  = nu * 0.
			this_experiment = self.experiment
			this_experiment.Ang2Q.init_area('z+','y-', cch1=cch1, cch2=cch2, Nch1=Nch1,Nch2=Nch2, 
									  pwidth1=_PIXEL_SIZE,pwidth2=_PIXEL_SIZE, distance=self.distance, 
									  Nav=default_nav, roi=default_roi)
			if self.UB_MATRIX_LOAD:
				h,k,l=this_experiment.Ang2HKL(th,chi,phi,nu,tth, dettype='area', U=self.UB_MATRIX)
			else:
				if self.has_substrate:
					h,k,l=this_experiment.Ang2HKL(th,chi,phi,nu,tth, dettype='area', mat=self.substrate)
				else:
					h,k,l=this_experiment.Ang2HKL(th,chi,phi,nu,tth, dettype='area')
			nx = 50
			ny = 50
			nz = 50
			print "Initializing data grid..."
			gridder = xrayutilities.Gridder3D(nx,ny,nz)
			print "Data gridding on a regular map..."
			gridder(h,k,l,DATA)
			h,k,l = N.mgrid[gridder.xaxis.min():gridder.xaxis.max():1j*nx,
								gridder.yaxis.min():gridder.yaxis.max():1j*ny,
								gridder.zaxis.min():gridder.zaxis.max():1j*nz]
			MAP_data  = gridder.data
			maxint= N.log10(MAP_data.max())
			MAP_data  = xrayutilities.maplog(MAP_data,maxint*0.5,1)
			print "Plotting 3D image ..."
			# from mayavi import mlab
			fig  = mlab.figure()
			src  = mlab.pipeline.scalar_field(MAP_data)
			src2 = mlab.pipeline.set_active_attribute(src,point_scalars='scalar')
			countour_img = mlab.pipeline.contour_surface(src2,contours=contour_level,opacity=0.5)
			mlab.outline()
			mlab.axes(nb_labels=5, ranges=(h.min(),h.max(),k.min(),k.max(),l.min(),l.max()), xlabel='H', ylabel='K', zlabel='L')
			mlab.colorbar(title="log(intensity)", orientation="vertical")
			mlab.show()
			
		except:
			exc_type, exc_value, exc_traceback = sys.exc_info()
			self.popup_info("warning", "ERROR: %s"%str(exc_value))
		mlab.close(all=True)
		del gridder, DATA, MAP_data, fig, countour_img
		gc.collect()
		return
		
	
	def get_UB_from_spec(self,actual_scan):
		header = actual_scan.header
		ub     = []
		for h in header:
			if h.startswith("#G3"):
				h = h.split()
				h = h[1:]
				for i in range(len(h)):
					ub.append(float(h[i]))
				ub = N.asarray(ub)
				ub = ub.reshape((3,3))
				return ub
			else:
				continue
			
	def change_scale(self,button, data):
		if button.get_active():
			button.set_label("Linear scale")
			data = N.log10(data+1e-6)
			
			actual_vmin = self.sld_vmin.get_value()
			actual_vmax = self.sld_vmax.get_value()
			#print data
			#print "Log scale called. Actual VMAX: ",actual_vmax
			self.vmax = N.log10(actual_vmax) if self.log_scale == 0 else actual_vmax
			if actual_vmin == 0:
				self.vmin=0
			elif actual_vmin >0:
				self.vmin = N.log10(actual_vmin) if self.log_scale == 0 else actual_vmin

			#vmax_range = N.max(data[N.isfinite(data)])
			self.vmax_range = data.max()
			#self.vmax_range = self.vmax_range if self.vmax_range < 8*med_log else 8*med_log
			self.log_scale = 1

		else:
			button.set_label("Log scale")
			actual_vmin = self.sld_vmin.get_value()
			actual_vmax = self.sld_vmax.get_value()
			#print "Linear scale called, Actual vmax: ",actual_vmax
			if self.log_scale == 0:
				self.vmax = actual_vmax
			elif self.log_scale == 1:
				self.vmax = N.power(10.,actual_vmax)
			#print data
			self.vmax_range = data.max()
			#vmax_range = N.max(data[N.isfinite(data)])
			#if self.vmax_range > 100*med_lin:
			#       self.vmax_range = 100*med_lin

			if actual_vmin ==0:
				self.vmin = 0
			elif actual_vmin>0:
				if self.log_scale == 0:
					self.vmin = actual_vmin
				elif self.log_scale == 1:
					self.vmin = N.power(10.,actual_vmin)
			self.log_scale = 0

		self.sld_vmax.set_range(0,self.vmax_range)
		self.sld_vmin.set_range(0,self.vmax_range)
		return data
	
	def scale_plot(self):
		data = self.data.copy()
		data = self.change_scale(self.linear_scale_btn, data)
		self.img.set_data(data)
		#self.img.set_extent(self.MAIN_EXTENT)
		#self.canvas.draw()
    
	def log_update(self,widget):
		self.scale_plot()
		if self.log_scale==1:
			self.cb.set_label(r'$Log_{10}\ (Counts\ per\ second)\ [arb.\ units]$',fontsize=18)
			self.cb2.set_label(r'$Log_{10}\ (Counts\ per\ second)\ [arb.\ units]$',fontsize=18)
		else:
			self.cb.set_label(r'$Intensity\ (Counts\ per\ second)$', fontsize=18)
			self.cb2.set_label(r'$Intensity\ (Counts\ per\ second)$', fontsize=18)
		self.slider_update()

	def scale_update(self,widget):
		self.vmin = self.sld_vmin.get_value()
		self.vmax = self.sld_vmax.get_value()
		self.vmin_spin_btn.set_value(self.vmin)
		self.vmax_spin_btn.set_value(self.vmax)
		self.slider_update()

	def scale_update_spin(self,widget):
		self.vmin = self.vmin_spin_btn.get_value()
		self.vmax = self.vmax_spin_btn.get_value()
		self.slider_update()

	def slider_update(self):
		if self.notebook.get_current_page() == 0:
			self.img.set_clim(self.vmin, self.vmax)
			self.sld_vmax.set_value(self.vmax)
			self.sld_vmin.set_value(self.vmin)
			if self.linear_scale_btn.get_active():
				self.vmin_spin_btn.set_adjustment(gtk.Adjustment(self.vmin, 0, self.vmax_range, 0.1, 1.0, 0))
				self.vmax_spin_btn.set_adjustment(gtk.Adjustment(self.vmax, 0, self.vmax_range, 0.1, 1.0, 0))
			else:
				self.vmin_spin_btn.set_adjustment(gtk.Adjustment(self.vmin, 0, self.vmax_range, 10, 100, 0))
				self.vmax_spin_btn.set_adjustment(gtk.Adjustment(self.vmax, 0, self.vmax_range, 10, 100, 0))
			#self.vmax_spin_btn.update()
			
			#self.ax.relim()
			#self.img.set_extent(self.MAIN_EXTENT)#******* RECHECK THIS FOR 2THETA-CHI
			if self.IMG_ZOOMED == True:
				self.ax.set_xlim(self.ZOOM_EXTENT[0], self.ZOOM_EXTENT[1])
				self.ax.set_ylim(self.ZOOM_EXTENT[2], self.ZOOM_EXTENT[3])
			else:
				self.ax.set_xlim(self.MAIN_EXTENT[0], self.MAIN_EXTENT[1])
				self.ax.set_ylim(self.MAIN_EXTENT[2], self.MAIN_EXTENT[3])
			self.ax.relim()
			self.canvas.draw()
			#self.ax.figure.canvas.draw_idle()
		elif self.notebook.get_current_page() == 1:
			self.polar_img.set_clim(self.vmin, self.vmax)
			self.sld_vmax.set_value(self.vmax)
			self.sld_vmin.set_value(self.vmin)
			self.vmin_spin_btn.set_adjustment(gtk.Adjustment(self.vmin, 0, self.vmax_range, 0.5, 10.0, 0))
			self.vmax_spin_btn.set_adjustment(gtk.Adjustment(self.vmax, 0, self.vmax_range, 0.5, 10.0, 0))
			#self.vmax_spin_btn.update()
			#self.polar_ax.relim()
			self.plot_PF()

	def detector_disposition(self,widget):
		""" Set detector vertically or horizontally """
		#data = self.data.copy()
		if self.detector_disposition_horizontal.get_active():
			self.horizontal_detector = True
			self.detector_disposition_horizontal.set_label("Horizontal detector")
			if self.data.shape[0]>self.data.shape[1]:#self.data.shape != (578,1148):
				self.data = N.rot90(self.data)
			self.img.set_array(self.data)
			#self.cb.ax.set_visible(False)
			#self.cb2.ax.set_visible(True)
		#self.img.set_extent((0,self.xDim,0,self.yDim))
		else:
			self.horizontal_detector = False
			self.detector_disposition_horizontal.set_label("Vertical detector")

			self.data = N.rot90(self.data,3)
			self.img.set_array(self.data)
			#self.cb.ax.set_visible(True)
			#self.cb2.ax.set_visible(False)

		imshape = self.data.shape
		self.xDim1 = imshape[1]
		self.yDim1 = imshape[0]
		if self.xDim1 > self.yDim1:
			self.cb.ax.set_visible(False)
			self.cb2.ax.set_visible(True)
		else:
			self.cb.ax.set_visible(True)
			self.cb2.ax.set_visible(False)
		self.img.set_extent((0,self.xDim1,0,self.yDim1))
		self.ax.set_xlim(0,self.xDim1)
		self.ax.set_ylim(0,self.yDim1)
		self.slider_update()

	def calcul_chi_2theta_d(self,event):
		""" EVENT Calculate chi, 2theta of the corresponding points on the image """
		x = event.xdata
		y = event.ydata
		self.check_azimuthal_integrator()
		chi = self.tableChi[y,x]# -90.#+ self.chi
		tth = self.tableTwoTheta[y,x]
		d   = self.table_dSpace[y,x]
		return chi, tth, d

	def show_chi_delta(self,widget):
		""" If the show_chi_delta_btn is checked and the calibration file is loaded """
		if self.show_chi_delta_btn.get_active():
			if self.calibrated:
				self.show_chi_delta_flag = True
				self.show_chi_txt.set_visible(True)
				self.show_delta_txt.set_visible(True)
				self.show_d_txt.set_visible(True)
			else:
				self.show_chi_delta_btn.set_active(False)
				self.show_chi_delta_flag = False
				self.popup_info("warning","Please calibrate the detector before checking this box!")

		else:
			self.show_chi_delta_flag = False
			self.show_chi_txt.set_visible(False)
			self.show_delta_txt.set_visible(False)
			self.show_d_txt.set_visible(False)

	def status_update(self,event):
		if event.inaxes==self.ax:
			xdata = event.xdata
			ydata = event.ydata
			if self.detector_space_btn.get_active():
				zdata = self.data[int(ydata),int(xdata)]
			elif self.tth_chi_space_btn.get_active():
				x = get_index(self.tth_pyFAI, xdata)
				y = get_index(self.chi_pyFAI, ydata)
				zdata = self.data[y,x]
			elif self.hk_space_btn.get_active() or self.hl_space_btn.get_active() or self.kl_space_btn.get_active():
				x = get_index(self.QGridder.xaxis, xdata)
				y = get_index(self.QGridder.yaxis, ydata)
				#print "x=%d y=%d"%(x,y)
				zdata = self.data[y,x]
			if self.detector_space_btn.get_active():
				self.x_pos.set_text("%d"%xdata)
				self.y_pos.set_text("%d"%ydata)
			else:
				self.x_pos.set_text("%.2f"%xdata)
				self.y_pos.set_text("%.2f"%ydata)
			self.z_pos.set_text("%d"%zdata)
			
			if self.show_chi_delta_flag == True:
				if self.detector_space_btn.get_active():
					chi,tth,d = self.calcul_chi_2theta_d(event)
					self.show_chi_txt.set_text("Chi = %.2f"%chi)
					self.show_delta_txt.set_text("2Theta = %.2f"%tth)
					self.show_d_txt.set_text("d = %.4f A"%d)
				elif self.tth_chi_space_btn.get_active():
					tth = event.xdata
					chi = event.ydata
					d   = self.azimuthalIntegration.wavelength / (2*N.sin(N.radians(tth/2.0))) * 1e10 #d in Angstrom
					self.show_chi_txt.set_text("Chi = %.2f"%chi)
					self.show_delta_txt.set_text("2Theta = %.2f"%tth)
					self.show_d_txt.set_text("d = %.4f A"%d)
				#elif self.hk_space_btn.get_active() or self.hl_space_btn.get_active() or self.kl_space_btn.get_active():
					#h = event.xdata
					#k = event.ydata
					#l = 
					
					#self.show_chi_txt.set_text("H = %.2f"%h)
					#self.show_delta_txt.set_text("K = %.2f"%k)
					#self.show_d_txt.set_text("L = %.2f"%l)
	
	def zoom_on(self,widget):
		"""For the Zoom button"""
		if self.zoomtb.get_active():
			self.zoom = True
			self.canvas.window.set_cursor(gtk.gdk.Cursor(gtk.gdk.CROSS))
			self.cursor.visible = False
		else:
			self.zoom = False
			self.canvas.window.set_cursor(None)
			self.cursor.visible = True

	def zoom_image(self):
		tmp_x = [self.x0, self.x1]
		tmp_y = [self.y0, self.y1]
		tmp_x = N.sort(tmp_x)
		tmp_y = N.sort(tmp_y)
		#self.xDim0, self.xDim1 = tmp_x[0], tmp_x[1]
		#self.yDim0, self.yDim1 = tmp_y[0], tmp_y[1]
		extent_x0, extent_x1 = tmp_x[0],tmp_x[1]
		#self.ax.set_xlim(self.xDim0, self.xDim1)
		self.ax.set_xlim(tmp_x[0], tmp_x[1])
		#if self.detector_type not in ["D5", "D1"]:
			##self.ax.set_ylim(self.yDim1, self.yDim0)
			#self.ax.set_ylim(tmp_y[1], tmp_y[0])
			#extent_y0, extent_y1 = tmp_y[1],tmp_y[0]
		#else:
			##self.ax.set_ylim(self.yDim0, self.yDim1)
			#self.ax.set_ylim(tmp_y[0], tmp_y[1])
			#extent_y0, extent_y1 = tmp_y[0],tmp_y[1]
		self.ax.set_ylim(tmp_y[0], tmp_y[1])
		extent_y0, extent_y1 = tmp_y[0],tmp_y[1]
		self.cb.ax.set_visible(False)
		self.MAIN_EXTENT = (extent_x0, extent_x1, extent_y0, extent_y1)
		#self.img.set_extent(self.MAIN_EXTENT)
		#self.ax.set_xlim(self.MAIN_EXTENT[0], self.MAIN_EXTENT[1])
		#self.ax.set_ylim(self.MAIN_EXTENT[2], self.MAIN_EXTENT[3])
		self.IMG_ZOOMED = True
		self.ZOOM_EXTENT = (extent_x0, extent_x1, extent_y0, extent_y1)
		self.canvas.draw()
		
	def reset_scale(self,widget):
		if self.linear_scale_btn.get_active():
			self.vmin = 0
			self.vmax = N.log10(10*self.med)
		else:
			self.vmin = 0
			self.vmax = 10*self.med
		self.slider_update()

	def reset_image(self,widget):
		self.Do_reset_image()
		
	def Do_reset_image(self):
		"""For the Home button"""
		self.IMG_ZOOMED = False
		self.xDim0 = 0
		self.xDim1 = self.data.shape[1]
		self.yDim0 = 0
		self.yDim1 = self.data.shape[0]
		if self.tth_chi_space_btn.get_active():
			self.xDim0 = self.tth_pyFAI.min()
			self.xDim1 = self.tth_pyFAI.max()
			self.yDim0 = self.chi_pyFAI.min()
			self.yDim1 = self.chi_pyFAI.max()
		if self.hk_space_btn.get_active() or self.hl_space_btn.get_active() or self.kl_space_btn.get_active():
			self.xDim0 = self.QGridder.xaxis.min()
			self.xDim1 = self.QGridder.xaxis.max()
			self.yDim0 = self.QGridder.yaxis.min()
			self.yDim1 = self.QGridder.yaxis.max()
			
		self.MAIN_EXTENT = (self.xDim0,self.xDim1,self.yDim0, self.yDim1)
		#if self.detector_type=="S70":
			#self.MAIN_EXTENT = (self.xDim0,self.xDim1,self.yDim1, self.yDim0)
		
		self.ax.set_xlim(self.MAIN_EXTENT[0],self.MAIN_EXTENT[1])
		self.ax.set_ylim(self.MAIN_EXTENT[2],self.MAIN_EXTENT[3])
		self.img.set_extent(self.MAIN_EXTENT)
		if self.data.shape[0] < self.data.shape[1]:
			self.cb.ax.set_visible(False)
			self.cb2.ax.set_visible(True)
		else:
			self.cb.ax.set_visible(True)
			self.cb2.ax.set_visible(False)

		self.canvas.draw()
	
	def get_list_dir(self,this_dir):
		""" Get the list of directories inside this_dir"""
		self.MODEL.clear()
		main_dir = this_dir
		list_dir = listdir(main_dir)
		no_of_threads = len(list_dir)
		for i in range(no_of_threads):
			t = threading.Thread(target=self._thread_scanning,args=(main_dir,list_dir[i].decode('utf8'),))
			self.threads.append(t)
			t.start()
			# self._thread_scanning(main_dir,list_dir[i].decode('utf8'))	
	def _thread_scanning(self,main_d,list_d):
		path = os.sep.join((main_d, list_d))  # Made use of os's sep instead...
		path = path.decode('utf8')
		if os.path.isdir(path):
			main_store= [i for i in listdir(path) if isfile(join(path,i)) and i.endswith(".edf") or i.endswith(".edf.gz")]
			main_store = list_to_table(main_store,sort_col=2)
			if len(main_store)>0:
				parent = self.MODEL.append(None,[list_d])
				self.TABLE_STORE[str(path)] = main_store
				self.store[str(path)] = get_column_from_table(main_store,0)
				for f in main_store:
					self.MODEL.append(parent,[f[0]])	
	
	def choose_folder(self,w):
		dialog = gtk.FileChooserDialog(title="Select an EDF folder",action=gtk.FILE_CHOOSER_ACTION_SELECT_FOLDER, buttons = (gtk.STOCK_CANCEL, gtk.RESPONSE_CANCEL, gtk.STOCK_OPEN, gtk.RESPONSE_OK))
		dialog.set_current_folder(self.current_folder)
		response=dialog.run()

		if response==gtk.RESPONSE_OK:
			folder=dialog.get_filename()
			folder=folder.decode('utf8')
			folder_basename = os.path.basename(os.path.dirname(folder))
			#print folder
			main_store= [i for i in listdir(folder) if isfile(join(folder,i)) and i.endswith(".edf") or i.endswith(".edf.gz")]
			self.store = {}       #{'folder_1':[list name], 'folder_2': [list name], ...}
			self.TABLE_STORE = {} #{'folder_1":[table: name-prefix-number], 'folder_2':[table:name-prefix-number],...}
			
			self.current_folder = folder
			#print self.store
			self.threads = []
			self.get_list_dir(self.current_folder)
			for t in self.threads:
				t.join()
			while len(self.threads)>0:
				self.threads.pop()
			gobject.timeout_add(200, self._callback)
			if len(main_store)>0:
				#main_store = sorted(main_store)
				main_store = list_to_table(main_store,sort_col=2)
				self.TABLE_STORE[str(folder)] = main_store
				self.store[str(folder)] = get_column_from_table(main_store,0)
				for i in main_store:
					self.MODEL.append(None,[i[0]])
			else:
				pass
			self.TVcolumn.set_title(folder_basename)
			self.DATA_IS_LOADED = True
			
		else:
			pass
		dialog.destroy()
		self.threads=[]
		if self.DATA_IS_LOADED:
			self.store_img = {}
			for k in self.store.keys():
				#self.store_img[k] = get_img_list(self.store[k])
				self.store_img[k] = get_column_from_table(self.TABLE_STORE[k],2)

	def folder_update(self,widget):
		folder = self.current_folder
		if folder is not os.getcwd():
			main_store= [i for i in listdir(folder) if isfile(join(folder,i)) and i.endswith(".edf") or i.endswith(".edf.gz")]
			main_store = list_to_table(main_store,sort_col=2)
			self.store={}
			self.TABLE_STORE = {}
			#self.list_store.clear()
			self.TABLE_STORE[self.current_folder] = main_store
			self.store[self.current_folder] = get_column_from_table(main_store,0)
			self.threads = []
			self.get_list_dir(self.current_folder)
			for t in self.threads:
				t.join()
			while len(self.threads)>0:
				self.threads.pop()
			gobject.timeout_add(200, self._callback)
			self.store_img = {}
			for k in self.store.keys():
				self.store_img[k] = get_column_from_table(self.TABLE_STORE[k],2)
			
			for i in main_store:
				self.MODEL.append(None,[i[0]])
			
			self.DATA_IS_LOADED = True
			self.threads =[]
			#if self.SPEC_DATA:
				#self.SPEC_DATA.Update()
				#self.update_spec_data()
		#return 1

	def save_image(self,widget):
		dialog = gtk.FileChooserDialog(title="Save image", action=gtk.FILE_CHOOSER_ACTION_SAVE, buttons = (gtk.STOCK_CANCEL, gtk.RESPONSE_CANCEL, gtk.STOCK_SAVE, gtk.RESPONSE_OK))
		filename = self.edf_choosen.split(".")[0] if self.edf_choosen != "" else ""
		dialog.set_current_name(filename+".pdf")
		#dialog.set_filename(filename)
		dialog.set_current_folder(self.current_folder)
		filtre = gtk.FileFilter()
		filtre.set_name("images")
		filtre.add_pattern("*.png")
		filtre.add_pattern("*.jpg")
		filtre.add_pattern("*.pdf")
		filtre.add_pattern("*.ps")
		filtre.add_pattern("*.eps")
		dialog.add_filter(filtre)
		filtre = gtk.FileFilter()
		filtre.set_name("Other")
		filtre.add_pattern("*")
		dialog.add_filter(filtre)
		response = dialog.run()

		if response==gtk.RESPONSE_OK:
			self.fig.savefig(dialog.get_filename().decode('utf8'))
		dialog.destroy()

	def save_adjust(self,widget):
		""" Save the current EDF image, the file name will be name+adjusted """
		self.fabioIMG.data = self.data
		basename = os.path.basename(self.edf)
		name = basename.split(".")[0]+"_corrected.edf"
		filename = join(os.path.dirname(self.edf), name)
		filename = filename.decode('utf8')
		self.fabioIMG.write(filename)
		self.popup_info("info", "Image %s is successfully saved !"%filename)

	def plot_update(self,widget):
		if self.tth_chi_space_btn.get_active():
			self.MAIN_XLABEL.set_text(r"$2\theta\ (deg.)$")
			self.MAIN_YLABEL.set_text(r"$\chi\ (deg.)$")
		
		elif self.hk_space_btn.get_active():
			self.MAIN_XLABEL.set_text(r"$H\ (R.L.U)$")
			self.MAIN_YLABEL.set_text(r"$K\ (R.L.U)$")
		elif self.hl_space_btn.get_active():
			self.MAIN_XLABEL.set_text(r"$H\ (R.L.U)$")
			self.MAIN_YLABEL.set_text(r"$L\ (R.L.U)$")
		elif self.kl_space_btn.get_active():
			self.MAIN_XLABEL.set_text(r"$K\ (R.L.U)$")
			self.MAIN_YLABEL.set_text(r"$L\ (R.L.U)$")
		else:
			self.MAIN_XLABEL.set_text("X (pixel)")
			self.MAIN_YLABEL.set_text("Y (pixel)")
		#self.Do_reset_image()
		self.plot_data()
	
	def Angular_space_plot(self):
		if self.calibrated == False:
			self.popup_info('warning','Please calibrate the detector before checking this!')
			self.tth_chi_space_btn.set_active(False)
		elif self.calibrated==True:
			#self.show_chi_delta_btn.set_sensitive(False)
			self.show_chi_delta_flag=self.show_chi_delta_btn.get_active()
			self.check_azimuthal_integrator()
			if self.data.shape == (578,1148) and self.detector_type=="D5":
				self.data,self.tth_pyFAI,self.chi_pyFAI = self.azimuthalIntegration.integrate2d(self.data,578,1148,unit="2th_deg")
				self.chi_pyFAI = self.chi_pyFAI - 90#180 + self.chi
			elif self.data.shape==(1148,578) and self.detector_type=="D5":
				self.data = N.rot90(self.data)
				self.data,self.tth_pyFAI,self.chi_pyFAI = self.azimuthalIntegration.integrate2d(self.data,578,1148,unit="2th_deg")
				self.chi_pyFAI = self.chi_pyFAI - 90# 180 + self.chi
			elif self.data.shape==(120,578) and self.detector_type=="S70":
				self.azimuthalIntegration.setChiDiscAtZero()
				self.data,self.tth_pyFAI,self.chi_pyFAI = self.azimuthalIntegration.integrate2d(self.data,120,578,unit="2th_deg")
				self.chi_pyFAI = self.chi_pyFAI -90
			#elif self.data.shape==(578,120) and self.detector_type=="S70":
				#self.data = N.rot90(self.data)
				##self.azimuthalIntegration.setChiDiscAtZero()
				#self.data,self.tth_pyFAI,self.chi_pyFAI = self.azimuthalIntegration.integrate2d(self.data,120,578,unit="2th_deg")
				#self.chi_pyFAI = self.chi_pyFAI -90
			elif self.detector_type=="D1":
				self.data,self.tth_pyFAI,self.chi_pyFAI = self.azimuthalIntegration.integrate2d(self.data,self.data.shape[0], self.data.shape[1],unit="2th_deg")
				self.chi_pyFAI = self.chi_pyFAI - 90.#A corriger avec chi gonio
			else:
				self.popup_info('warning',"Please correct the detector's geometry prior to proceed this operation!")
				self.tth_chi_space_btn.set_active(False)
			
			self.MAIN_EXTENT = (self.tth_pyFAI.min(), self.tth_pyFAI.max(), self.chi_pyFAI.min(), self.chi_pyFAI.max())
	
	def Reciprocal_space_plot(self,space="HK"):
		""" space should be HK, HL or KL """
		if self.calibrated == False:
			self.popup_info('warning','Please calibrate the detector before checking this!')
			self.hk_space_btn.set_active(False)
			self.hl_space_btn.set_active(False)
			self.kl_space_btn.set_active(False)
			self.tth_chi_space_btn.set_active(False)
		elif self.calibrated==True:
			self.show_chi_delta_btn.set_sensitive(False)
			self.show_chi_delta_flag=False
			self.check_azimuthal_integrator()
			distance = self.azimuthalIntegration.dist
			#print "Distance: ",distance
			cch1     = self.azimuthalIntegration.poni1/_PIXEL_SIZE
			cch2     = self.azimuthalIntegration.poni2/_PIXEL_SIZE
			detrot   = self.azimuthalIntegration.rot3
			tiltazimuth=self.azimuthalIntegration.rot1
			tilt     = self.azimuthalIntegration.rot2
			if detrot != None:
				detrot = N.degrees(detrot)*(-1)
			else:
				detrot = 0
			if tiltazimuth != None:
				tiltazimuth = N.degrees(tiltazimuth)*(-1)
			else:
				tiltazimuth = 0
			if tilt !=None:
				tilt   = N.degrees(tilt)*(-1)
			else:
				tilt   = 0
			ETA = self.eta
			CHI = detrot
			PHI = self.phi 
			NU  = tiltazimuth
			DEL = tilt
			if self.data.shape == (578,1148) and self.detector_type=="D5":
				Nch1 = 578
				Nch2 = 1148
				flag = True
			elif self.data.shape==(1148,578) and self.detector_type=="D5":
				self.data = N.rot90(self.data)
				Nch1 = 578
				Nch2 = 1148
				flag = True
			elif self.data.shape==(120,578) and self.detector_type=="S70":
				Nch1 = 120
				Nch2 = 578
				flag = True
			elif self.data.shape==(578,120) and self.detector_type=="S70":
				self.data = N.rot90(self.data)
				Nch1 = 120
				Nch2 = 578
				flag = True
			elif self.detector_type=="D1":
				Nch1 = self.data.shape[0]
				Nch2 = self.data.shape[1]
				flag = True
			#elif self.data.shape == (913,577) and self.detector_type=="D1":
				#self.data = N.rot90(self.data)
				#Nch1 = 577
				#Nch2 = 913
				#flag = True
			else:
				flag = False
			
			if flag:
				
				if self.detector_type != "S70":
					dim1 = 800
					dim2 = 300
				else:
					dim1 = 400
					dim2 = 100
				self.experiment.Ang2Q.init_area('z+','y-', cch1=cch1, cch2=cch2, Nch1=Nch1,Nch2=Nch2, pwidth1=_PIXEL_SIZE,pwidth2=_PIXEL_SIZE, distance=distance, detrot=detrot)
				if self.UB_MATRIX_LOAD:
					#self.Qx,self.Qy,self.Qz = self.experiment.Ang2Q.area(ETA,CHI,PHI,NU,DEL, UB = self.UB_MATRIX)
					self.H,self.K,self.L = self.experiment.Ang2HKL(ETA,CHI,PHI,NU,DEL,dettype='area', U = self.UB_MATRIX)
				else:
					#self.Qx,self.Qy,self.Qz = self.experiment.Ang2Q.area(ETA,CHI,PHI,NU,DEL)
					if self.has_substrate:
						self.H,self.K,self.L = self.experiment.Ang2HKL(ETA,CHI,PHI,NU,DEL, mat=self.substrate, dettype='area')
					else:
						self.H,self.K,self.L = self.experiment.Ang2HKL(ETA,CHI,PHI,NU,DEL, dettype='area')
				
				self.QGridder = xrayutilities.Gridder2D(dim1, dim2)
				if space=="HK":
					self.QGridder(self.H, self.K, self.data)
				elif space=="HL":
					self.QGridder(self.H, self.L, self.data)
				elif space=="KL":
					self.QGridder(self.K, self.L, self.data)
				self.data = self.QGridder.data.T
				self.MAIN_EXTENT = (self.QGridder.xaxis.min(), self.QGridder.xaxis.max(), self.QGridder.yaxis.min(), self.QGridder.yaxis.max())
				
				
			else:
				self.popup_info('warning','Please correct the geometry of the detector prior to proceed this operation!')
				self.hk_space_btn.set_active(False)
				self.hl_space_btn.set_active(False)
				self.kl_space_btn.set_active(False)
				
			#print self.MAIN_EXTENT
	
	def plot_data(self):
		"""plot the selected edf image"""
		self.data = self.fabioIMG.data
		if self.DARK_CORRECTION:
			try:
				self.data = self.data - self.DARK_DATA
				null = (self.data <0)
				self.data[null] = 0
			except:
				pass
		if self.adj_btn.get_active():
			adjust = True
		else:
			adjust = False
		
		### Calculate the median and the deviation of this data ###
		self.med, self.nMAD = median_stats(self.data)
		#If the loaded EDF image is already adjusted, shape = (578,1148)
		if self.detector_type=="D5":
			self.detector = libX.Detector()
			if self.data.shape != (960,560):
				self.adj_btn.set_sensitive(False)
				adjust = False
			else:
				self.adj_btn.set_sensitive(True)
				adjust = self.adj_btn.get_active()

		elif self.detector_type == "D1":
			self.adj_btn.set_sensitive(False)
			adjust = False

		elif self.detector_type=="S70":
			self.detector = libX.Detector(nModules=1)

			if self.data.shape != (120,560):
				self.adj_btn.set_sensitive(False)
				adjust = False
			else:
				self.adj_btn.set_sensitive(True)
				adjust = self.adj_btn.get_active()
				
		if adjust:

			self.detector.set_data(array=self.data)
			self.detector.adjust_data()
			self.detector.set_physical_data()
			self.detector.reshape_pixels()
			self.data = self.detector.physical.data

		imshape = self.data.shape
		self.xDim0=0
		self.yDim0=0
		if self.horizontal_detector == True and imshape != (578,1148):
			self.xDim1 = imshape[0]
			self.yDim1 = imshape[1]
			self.data = N.rot90(self.data) #rotation in the clock-wise direction - right rotation
		else:
			self.xDim1 = imshape[1]
			self.yDim1 = imshape[0]
		self.MAIN_EXTENT = (self.xDim0, self.xDim1, self.yDim0, self.yDim1)
		
		if self.tth_chi_space_btn.get_active():
			self.Angular_space_plot()
		elif self.hk_space_btn.get_active():
			self.Reciprocal_space_plot(space="HK")
		elif self.hl_space_btn.get_active():
			self.Reciprocal_space_plot(space="HL")
		elif self.kl_space_btn.get_active():
			self.Reciprocal_space_plot(space="KL")
		else:
			self.show_chi_delta_btn.set_sensitive(True)
			self.show_chi_delta_flag = self.show_chi_delta_btn.get_active()		
		
		self.scale_plot()

		if self.data.shape[0] < self.data.shape[1]:
			self.cb.ax.set_visible(False)
			self.cb2.ax.set_visible(True)
		else:
			self.cb.ax.set_visible(True)
			self.cb2.ax.set_visible(False)
		self.img.set_extent(self.MAIN_EXTENT)
		self.slider_update()

	def plot_profiles(self, x, y, cross_line=True):
		"""Line x = 2theta profile, Column y = Chi profile, if not transform in 2theta,chi space, the X,Y profiles are plotted in detector coordinates"""
		integration_width = self.integration_width.get_text()
		if integration_width=="":
			integration_width = 10
		else:
			integration_width = int(integration_width)
			
		if cross_line:
			x=x[0]
			y=y[0]
			#Draw the cross-lines in the main figure:
			hline = self.ax.axhline(y, color='k', ls='--', lw=1)
			self.lines.append(hline)
			vline = self.ax.axvline(x, color='k', ls='--', lw=1)
			self.lines.append(vline)
			
			if self.tth_chi_space_btn.get_active():
				x = get_index(self.tth_pyFAI,x)
				y = get_index(self.chi_pyFAI,y)
			elif self.hk_space_btn.get_active() or self.kl_space_btn.get_active() or self.hl_space_btn.get_active():
				x = get_index(self.QGridder.xaxis,x)
				y = get_index(self.QGridder.yaxis,y)
			x= int(x)
			y= int(y)        

			self.profiles_data_X = self.data[y-integration_width/2:y+integration_width/2,:].sum(axis=0)
			self.profiles_data_X = self.profiles_data_X / integration_width

			self.profiles_data_Y = self.data[:, x-integration_width/2:x+integration_width/2].sum(axis=-1)
			self.profiles_data_Y = self.profiles_data_Y / integration_width

			if self.tth_chi_space_btn.get_active():
				X_label = "2 Theta (deg)"
				Y_label = "Chi (deg)"
				yc = self.chi_pyFAI[y]
				xc = self.tth_pyFAI[x]
				coor_X = self.tth_pyFAI
				coor_Y = self.chi_pyFAI
				self.chi_title.set_text("Chi")
				self.tth_title.set_text("2 Theta")
			
			elif self.hk_space_btn.get_active():
				X_label = "H (r.l.u)"
				Y_label = "K (r.l.u)"
				yc = self.QGridder.yaxis[y]
				xc = self.QGridder.xaxis[x]
				coor_X = self.QGridder.xaxis
				coor_Y = self.QGridder.yaxis
				self.chi_title.set_text("K")
				self.tth_title.set_text("H")
			
			elif self.hl_space_btn.get_active():
				X_label = "H (r.l.u)"
				Y_label = "L (r.l.u)"
				yc = self.QGridder.yaxis[y]
				xc = self.QGridder.xaxis[x]
				coor_X = self.QGridder.xaxis
				coor_Y = self.QGridder.yaxis
				self.chi_title.set_text("L")
				self.tth_title.set_text("H")
			elif self.kl_space_btn.get_active():
				X_label = "K (r.l.u)"
				Y_label = "L (r.l.u)"
				yc = self.QGridder.yaxis[y]
				xc = self.QGridder.xaxis[x]
				coor_X = self.QGridder.xaxis
				coor_Y = self.QGridder.yaxis
				self.chi_title.set_text("L")
				self.tth_title.set_text("K")
			else:
				X_label = "X (pixels)"
				Y_label = "Y (pixels)"
				xc = x
				yc = y
				coor_X = N.arange(self.profiles_data_X.shape[0])
				coor_Y = N.arange(self.profiles_data_Y.shape[0])
				self.chi_title.set_text("Y")
				self.tth_title.set_text("X")
		else:
			#This is for arbitrary profile
			if self.tth_chi_space_btn.get_active():
				x[0] = get_index(self.tth_pyFAI,x[0])
				y[0] = get_index(self.chi_pyFAI,y[0])
				x[1] = get_index(self.tth_pyFAI,x[1])
				y[1] = get_index(self.chi_pyFAI,y[1])
			
			elif self.hk_space_btn.get_active() or self.hl_space_btn.get_active() or self.kl_space_btn.get_active():
				x[0] = get_index(self.QGridder.xaxis,x[0])
				y[0] = get_index(self.QGridder.yaxis,y[0])
				x[1] = get_index(self.QGridder.xaxis,x[1])
				y[1] = get_index(self.QGridder.yaxis,y[1])
				
				
			num = int(N.hypot(x[1]-x[0], y[1]-y[0])) #Number of points to be taken along the line
			print "Number of points selected: ",num
			xi, yi = N.linspace(x[0], x[1], num), N.linspace(y[0], y[1], num)
			#self.profiles_data_X = self.profiles_data_Y = self.data[yi.astype(N.int), xi.astype(N.int)]
			self.profiles_data_X = self.profiles_data_Y = ndimage.map_coordinates(self.data, N.vstack((yi,xi)))
			if self.tth_chi_space_btn.get_active():
				X_label = "2 Theta (deg)"
				Y_label = "Chi (deg)"
				coor_X = N.linspace(self.tth_pyFAI[int(x[0])], self.tth_pyFAI[int(x[1])], num)
				coor_Y = N.linspace(self.chi_pyFAI[int(y[0])], self.chi_pyFAI[int(y[1])], num)

				self.chi_title.set_text("Chi")
				self.tth_title.set_text("2 Theta")
			
			elif self.hk_space_btn.get_active() or self.hl_space_btn.get_active() or self.kl_space_btn.get_active():
				coor_X = N.linspace(self.QGridder.xaxis[int(x[0])], self.QGridder.xaxis[int(x[1])], num)
				coor_Y = N.linspace(self.QGridder.yaxis[int(y[0])], self.QGridder.yaxis[int(y[1])], num)
				if self.hk_space_btn.get_active():
					X_label = "H (r.l.u)"
					Y_label = "K (r.l.u)"
					self.chi_title.set_text("K")
					self.tth_title.set_text("H")
				elif self.hl_space_btn.get_active():
					X_label = "H (r.l.u)"
					Y_label = "L (r.l.u)"
					self.chi_title.set_text("L")
					self.tth_title.set_text("H")
				elif self.kl_space_btn.get_active():
					X_label = "K (r.l.u)"
					Y_label = "L (r.l.u)"
					self.chi_title.set_text("L")
					self.tth_title.set_text("K")
			
			
			else:
				X_label = "X (pixels)"
				Y_label = "Y (pixels)"
				coor_X = xi
				coor_Y = yi
				self.chi_title.set_text("Y")
				self.tth_title.set_text("X")
			tmpX = N.sort(coor_X)
			tmpY = N.sort(coor_Y)
			xc = tmpX[self.profiles_data_X.argmax()]
			yc = tmpY[self.profiles_data_Y.argmax()]
		self.coor_X_export = coor_X
		self.coor_Y_export = coor_Y
		self.profiles_ax1.cla()
		self.profiles_ax2.cla()
		#self.profiles_ax1.format_coord = self.pro_format_coord
		#self.profiles_ax2.format_coord = self.pro_format_coord
		# The CHI or Vertical (Y) profile (ax1):

		self.profiles_ax1.plot(coor_Y, self.profiles_data_Y, color='blue', lw=1.5)
		Y_fitted_params, Y_fitted_data = fit(coor_Y, self.profiles_data_Y, yc, arbitrary= not cross_line)
		self.profiles_ax1.plot(coor_Y, Y_fitted_data, color='red', lw=1, alpha=0.8)
		self.profiles_ax1.set_xlabel(Y_label, size=14)

		# The TTH or Horizontal (X) profile (ax2):
		self.profiles_ax2.plot(coor_X, self.profiles_data_X, color='blue', lw=1.5)
		X_fitted_params, X_fitted_data = fit(coor_X, self.profiles_data_X, xc, arbitrary= not cross_line)
		self.profiles_ax2.plot(coor_X, X_fitted_data, color='red', lw=1, alpha=0.8)
		self.profiles_ax2.set_xlabel(X_label, size=14)
		self.profiles_canvas.draw()
		# Show the fitted results
		self.chi_fitted_y0.set_text("%.4f"%Y_fitted_params['y0'].value)
		self.chi_fitted_xc.set_text("%.4f"%Y_fitted_params['xc'].value)
		self.chi_fitted_A.set_text("%.4f"%Y_fitted_params['A'].value)
		self.chi_fitted_w.set_text("%.4f"%Y_fitted_params['w'].value)
		self.chi_fitted_mu.set_text("%.4f"%Y_fitted_params['mu'].value)

		self.tth_fitted_y0.set_text("%.4f"%X_fitted_params['y0'].value)
		self.tth_fitted_xc.set_text("%.4f"%X_fitted_params['xc'].value)
		self.tth_fitted_A.set_text("%.4f"%X_fitted_params['A'].value)
		self.tth_fitted_w.set_text("%.4f"%X_fitted_params['w'].value)
		self.tth_fitted_mu.set_text("%.4f"%X_fitted_params['mu'].value)

		self.profiles_refresh()
		self.canvas.draw()

	def draw_pointed(self, x, y, finished=False):
		p=self.ax.plot(x,y,'ro')
		self.points.append(p[0])
		if finished:
			l=self.ax.plot(self.arb_lines_X, self.arb_lines_Y, '--',linewidth=1.5, color='white')
			self.lines.append(l[0])
		else:
			pass

		#if self.detector_type=="S70":
			#self.ax.axis([self.xDim0,self.xDim1, self.yDim1,self.yDim0])
		#else:
			#self.ax.axis([self.xDim0, self.xDim1, self.yDim0, self.yDim1])
		self.ax.axis([self.MAIN_EXTENT[0],self.MAIN_EXTENT[1], self.MAIN_EXTENT[2], self.MAIN_EXTENT[3]])
		self.canvas.draw()

	def profiles_refresh(self):
		""" """
		if self.profiles_log_btn.get_active():
			if len(self.profiles_ax1.get_lines())>0:
				try:
					self.profiles_ax1.set_yscale('log')
				except ValueError:
					pass
				
			if len(self.profiles_ax2.get_lines())>0:
				try:
					self.profiles_ax2.set_yscale('log')
				except ValueError:
					pass
			else:
				self.profiles_log_btn.set_active(False)
				self.popup_info("error","The graphs have no data!")

		else:
			self.profiles_ax1.set_yscale('linear')
			self.profiles_ax2.set_yscale('linear')
		self.profiles_ax1.format_coord = self.pro_format_coord
		self.profiles_ax2.format_coord = self.pro_format_coord
		self.profiles_canvas.draw()
		#return

	def profiles_update(self, widget):
		self.profiles_refresh()

	def profiles_export(self,widget):
		""" Export X,Y profiles data in the same folder as the EDF image """
		proX_fname = self.edf.split(".")[0]+"_X_profile.dat"
		proY_fname = self.edf.split(".")[0]+"_Y_profile.dat"
		data_x_export = False
		data_y_export = False
		if len(self.profiles_ax2.get_lines())>0:
			proX_export = self.profiles_ax2.get_lines()[0].get_xydata()
			N.savetxt(proX_fname, proX_export)
			data_x_export = True
		if len(self.profiles_ax1.get_lines())>0:
			proY_export = self.profiles_ax1.get_lines()[0].get_xydata()
			N.savetxt(proY_fname, proY_export)
			data_y_export = True
		MSSG = "Data exported: \n\n"
		if data_x_export:
			MSSG+=proX_fname+"\n\n"
		if data_y_export:
			MSSG+=proY_fname+"\n\n"
		if data_x_export or data_y_export:
			self.popup_info('info',MSSG)
		else:
			self.popup_info('error','ERROR! No data exported!')

	def profile_press(self, event):
		""" Calculate thickness fringes """
		if event.inaxes == self.profiles_ax1:
			draw_fringes = True
			ax = self.profiles_ax1
			ax_data = ax.get_lines()[0].get_xydata()
			X_data = ax_data[:,0]
			Y_data = ax_data[:,1]
			xlabel = 'Y'
			title = "Linear regression of Y fringes"
			title_FFT = "Fast Fourier Transform of Y profile"
			xlabel_FFT= "Frequency"
		elif event.inaxes == self.profiles_ax2:
			draw_fringes = True
			ax = self.profiles_ax2
			ax_data = ax.get_lines()[0].get_xydata()
			X_data = ax_data[:,0]
			Y_data = ax_data[:,1]
			xlabel = 'X'
			title = "Linear regression of X fringes"
			title_FFT = "Fast Fourier Transform of X profile"
			xlabel_FFT= "Frequency"
		else:
			draw_fringes = False
			
		if draw_fringes and (event.button==1):
			if len(self.profiles_fringes)>0:
				self.profiles_fringes = N.asarray(self.profiles_fringes)
				self.profiles_fringes = N.sort(self.profiles_fringes)
				fringes_popup = PopUpFringes(self.profiles_fringes, xlabel, "Fringes order", title)
				self.profiles_fringes=[]
				self.clear_notes()
		elif draw_fringes and (event.button == 3):
			vline=ax.axvline(event.xdata, linewidth=2, color="green")
			self.lines.append(vline)
			self.profiles_fringes.append(event.xdata)
		
		elif draw_fringes and event.button == 2:
			XF,YF = Fourier(X_data, Y_data)
			popup_window=PopUpImage(XF, YF, xlabel_FFT, "Normalized intensity", title_FFT)
			
		self.profiles_canvas.draw()
		
	def draw_rect(self):
		self.rect.set_width(self.x1 - self.x0)
		self.rect.set_height(self.y1 - self.y0)
		self.rect.set_xy((self.x0, self.y0))
		self.rect.set_linestyle('solid')
		self.rect.set_facecolor("white")
		self.rect.set_alpha(0.3)
		self.rect.set_edgecolor("black")
		self.rect.set_visible(self.zoom_press)
		self.canvas.draw()
		
	def Enable_draw_roi(self,w):
		if self.draw_roi_btn.get_active():
			self.ROI_ON = True
		else:
			self.ROI_ON = False
			self.ROI_DRAWN = False
			
	def draw_roi(self):
		self.roi_rect.set_width(self.ROI_x1 - self.ROI_x0)
		self.roi_rect.set_height(self.ROI_y1 - self.ROI_y0)
		self.roi_rect.set_xy((self.ROI_x0, self.ROI_y0))
		self.roi_rect.set_linestyle('solid')
		self.roi_rect.set_linewidth(2)
		self.roi_rect.set_facecolor("none")
		#self.rect.set_alpha(0.3)
		self.roi_rect.set_edgecolor("red")
		self.roi_rect.set_visible(True)
		
		self.canvas.draw()

	def clear_notes(self):
		self.roi_rect.set_visible(False)
		if len(self.my_notes)>=1:
			for txt in self.my_notes:
				try:
					txt.remove()
				except ValueError:
					break
		if len(self.lines)>=1:
			for line in self.lines:
				try:
					line.remove()
				except ValueError:
					break
		if len(self.points)>=1:
			for p in self.points:
				try:
					p.remove()
				except ValueError:
					break

		self.canvas.draw()
		self.my_notes = []
		self.lines=[]
		self.points=[]
		self.arb_lines_X=[]
		self.arb_lines_Y=[]
		self.arb_line_points = 0

	def peak_max_old(self, event):
		x = int(event.xdata)
		y = int(event.ydata)
		img = self.data.copy()
		#### range problem
		if y-25<0:
			down = 0
			j0 = y
		else:
			down = y-25
			j0 = 25
		if y+25>self.yDim1:
			up = self.yDim1-1
		else:
			up = y+25
      
		if x-25<0:
			left = 0
			i0 = x
		else:
			left = x-25
			i0 = 25
		if x+25>self.xDim1:
			right = self.xDim1-1
		else:
			right = x+25

		#img = N.asarray(img[y-25:y+25,x-25:x+25])
		img = N.asarray(img[down:up,left:right])
		img = ndimage.median_filter(img,5)
		j,i = N.unravel_index(img.argmax(), img.shape)
		x = x + i - i0
		y = y + j - j0
		chi = self.tableChi[y,x] - 90 + self.chi
		tth = self.tableTwoTheta[y,x]
		d   = self.table_dSpace[y,x]
		chi_text = r'$ \chi \ = \ %.2f$'%chi
		tth_text = r'$ 2\theta \ = \ %.2f$'%tth
		d_text = r'$ d \ = \ %.4f \ \AA$'%d
		txt1 = self.ax.text(x,y+50,tth_text, fontsize=14, color="white")
		txt2 = self.ax.text(x,y,chi_text, fontsize=14, color="white")
		txt3 = self.ax.text(x,y-50,d_text, fontsize=14, color="white")
		self.my_notes.append(txt1)
		self.my_notes.append(txt2)
		self.my_notes.append(txt3)
		self.canvas.draw()

	def peak_max(self, event):
		x = int(event.xdata)
		y = int(event.ydata)
		chi,tth,d=self.calcul_chi_2theta_d(event)
		chi_text = r'$ \chi \ = \ %.2f$'%chi
		tth_text = r'$ 2\theta \ = \ %.2f$'%tth
		d_text = r'$ d \ = \ %.4f \ \AA$'%d
		txt1 = self.ax.text(x,y+50,tth_text, fontsize=14, color="black")
		txt2 = self.ax.text(x,y,chi_text, fontsize=14, color="black")
		txt3 = self.ax.text(x,y-50,d_text, fontsize=14, color="black")
		self.my_notes.append(txt1)
		self.my_notes.append(txt2)
		self.my_notes.append(txt3)
		self.canvas.draw()

	def on_press(self, event):
		#********** Zoom action ***************************************
		if (self.zoom) and (event.inaxes == self.ax) and (event.button==1):
			#print 'press'
			self.zoom_press = True
			self.x0 = event.xdata
			self.y0 = event.ydata
		#******** ROI plot *********************************
		elif (self.ROI_ON) and (event.inaxes == self.ax) and (event.button==1):
			self.ROI_press = True
			self.roi_rect.set_visible(False)
			self.ROI_x0 = event.xdata
			self.ROI_y0 = event.ydata
			self.SCAN_ROI_INTEGRATION_X = []
			self.SCAN_ROI_INTEGRATION_Y = []
			
		#******** Plot cross profiles *********************************
		elif (event.inaxes == self.ax) and (event.button==3) and self.plotXYprofiles_btn.get_active():
			x = event.xdata
			y = event.ydata
			xx=[]
			yy=[]
			xx.append(x)
			yy.append(y)
			try:
				self.clear_notes()
			except:
				pass
			self.plot_profiles(xx,yy,cross_line=True)
		#******** Plot arbitrary profiles  ****************************
		elif (event.inaxes == self.ax) and (event.button==1) and self.arbitrary_profiles_btn.get_active():
			self.arb_line_points +=1
			#print "Number of points clicked: ",self.arb_line_points
			if self.arb_line_points>2:
				self.clear_notes()
				self.arb_line_points=1

			x = event.xdata
			y = event.ydata
			self.arb_lines_X.append(x)
			self.arb_lines_Y.append(y)
			if len(self.arb_lines_X)<2:
				finished=False
			elif len(self.arb_lines_X)==2:
				finished = True

			self.draw_pointed(x,y,finished)#If finished clicking, connect the two points by a line
			if finished:
				self.plot_profiles(self.arb_lines_X, self.arb_lines_Y, cross_line=False)
				self.arb_lines_X=[]
				self.arb_lines_Y=[]
		#******** Mark the peak information ****************************
		elif (event.inaxes == self.ax) and (event.button==3) and (self.show_chi_delta_flag == True):
			self.peak_max(event)

		elif event.button==2:
			self.clear_notes()
		else:
			return

	def on_motion(self,event):
		if event.inaxes == self.ax:
			self.status_update(event)
			if self.zoom_press:
				self.mouse_moved = True
				self.x1 = event.xdata
				self.y1 = event.ydata
				self.draw_rect()
			elif self.ROI_press:
				self.mouse_moved = True
				self.ROI_x1 = event.xdata
				self.ROI_y1 = event.ydata
				self.draw_roi()
		else:
			return

	def on_release(self, event):
		if (self.zoom) and (event.inaxes == self.ax):
			#print 'release'

			self.zoom_press = False
			self.x1 = event.xdata
			self.y1 = event.ydata
			self.draw_rect()
			if self.mouse_moved==True:
				self.zoom_image()
				self.mouse_moved = False
				
		if (self.ROI_ON) and (event.inaxes == self.ax):
			#print 'release'

			self.ROI_press = False
			self.ROI_x1 = event.xdata
			self.ROI_y1 = event.ydata
			self.draw_roi()
			self.ROI_DRAWN = True

	def check_input_data(self):
		""" Check if the user has entered correctly the data needed to construct the pole figure
		We need the start and end number of images, and the 2 theta for which we want to plot """
		try:
			self.img_deb = int(self.images_from_nb.get_text())
			self.img_fin = int(self.images_to_nb.get_text())
			self.pole_2theta = float(self.pole_2theta_field.get_text())
			#self.plot_chi_min = float(self.PF_chi_min.get_text())
			return True
		except:
			self.popup_info("error","Values are not entered correctly. Please check again!")
			return False

	
		   
	def load_data(self, img_deb, img_fin, pole_2theta):
		"""
		folder: directory where edf images are found
		img_deb, img_fin: number of beginning and ending images for the maps
		pole_2theta: 2theta (degrees) to construct the pole figure
		logscale: (1 or 0) to present the pole figure in log scale or linear scale
		"""
		gc.collect()
		self.data_loading.show()
		#Check where the images are
		for k in self.store_img.keys():
			if (img_deb in self.store_img[k]) and (img_fin in self.store_img[k]):
				self.edf_folder = k
				break
		
		img_list  = select_files_from_list(self.store[self.edf_folder], img_deb, img_fin)
		
		img = fabio.open(join(self.edf_folder, img_list[0]))
		this_motor = get_motors(img.header)
		if not self.calibrated_quantitative:
			rot1 = N.radians(this_motor['nu'])*(-1.)
			rot2 = N.radians(this_motor['del'])*(-1.)
			self.azimuthalIntegration.rot1 = rot1
			self.azimuthalIntegration.rot2 = rot2
			self.azimuthalIntegration.rot3 = 0
		total = len(img_list)
		processed = 0.
		
		threads = []
		if self.select_phi.get_active():			
			plot_kphi = False
		elif self.select_kphi.get_active():
			plot_kphi = True
		for img in range(total):
			edf_basename = img_list[img]
			t = Pole_Figure_load_data(img, self.edf_folder, edf_basename, pole_2theta, self.azimuthalIntegration, plot_kphi, detector_type=self.detector_type)
			threads.append(t)
			t.start()
			processed +=1.
			fr = processed/total
			self.data_loading.set_fraction(fr)
			self.data_loading.set_text("Data loading: "+str(int(fr*100))+"%")
			self.data_loading.set_show_text(True)
			while gtk.events_pending():
				gtk.main_iteration()
		output = []
		for t in threads:
			t.join()
			output.append(t.Data)
			chi = t.chi
			self.sample_tilt = t.chi_gonio
			self.omega = t.omega
			
		while len(threads)>0:
			threads.pop()
		gobject.timeout_add(200, self._callback)
		output.sort()
		intensity = [o[1] for o in output]
		phi_table = [o[2] for o in output]
		intensity = N.asarray(intensity)
		phi_table = N.asarray(phi_table)
		
		if self.detector_type=="S70":
			chi = chi + 90
		else:
			chi = chi - 90
		del threads
		return chi, phi_table, intensity

	def coordinates_transform(self, psi, phi, tth):
		#Transformer les coordonnees du detecteur en coordonnees polaires, avec phi et psi sont des matrices 2D, omega=angle incidente, tth=2theta bragg
		#Ref: Marie-Ingrid Richard, J. Appl. Cryst. 46,(2013),1842
		#tilt = self.sample_tilt
		tilt = 90 - self.sample_tilt
		# tilt = 0
		omega = self.omega
		phi   = N.radians(phi)
		psi   = N.radians(psi)
		
		cosPhi = N.cos(phi)
		sinPhi = N.sin(phi)
		cosPsi = N.cos(psi)
		sinPsi = N.sin(psi)
		cosTil = N.cos(N.radians(tilt))
		sinTil = N.sin(N.radians(tilt))
		cosTta = N.cos(N.radians(tth/2.))
		sinTta = N.sin(N.radians(tth/2.))
		cosOme = N.cos(N.radians(omega))
		sinOme = N.sin(N.radians(omega))
		
		#Phi: rotate around z
		#Omega: Rotate around y
		#Chi: rotate around -x
		Rx = [[1,0,0], [0,cosTil,sinTil], [0,-sinTil,cosTil]]
		Ry = [[cosOme,0,sinOme], [0,1,0], [-sinOme,0,cosOme]]
		Rz = [[cosPhi,-sinPhi,0], [sinPhi, cosPhi,0], [0,0,1]]
		qLab = [-sinTta, -cosTta*sinPsi, cosTta*cosPsi]
		
		Rx = N.asarray(Rx)
		Ry = N.asarray(Ry)
		Rz = N.asarray(Rz)
		#qLab=N.asarray(qLab)
		
		qSample = Rz.dot(Rx).dot(Ry).dot(qLab)
		psi_pole = N.arctan2(N.sqrt(qSample[0]**2 + qSample[1]**2), qSample[2])
		phi_pole = N.arctan2(qSample[1], qSample[0])
		return psi_pole, phi_pole
	
	def plot_pole_figure(self,widget):
		""" Click the PLOT button to plot the pole figure """
		check = self.check_input_data()
		if check:
			# if self.detector_type is not "D1":
			self.PF_psi, self.PF_phi, self.PF_intensity = self.load_data(self.img_deb, self.img_fin, self.pole_2theta)
			self.plot_PF()
		else:
			self.popup_info("error","Please make sure that you have correctly entered all of the fields!")
		self.data_loading.hide()

	def replot_PF(self,widget):
		""" Replot the pole figure with logscale option"""
		self.PF_intensity = self.change_scale(widget,self.PF_intensity)
		
		
	def plot_PF(self):
		#********** Plot the pole figure ***************
		gc.collect()
		self.polar_ax.clear()
		self.polar_cax.clear()
		PF_data = self.PF_intensity.copy()
		if self.log_scale == 1:
			PF_data = flat_data(PF_data, self.vmin, self.vmax, True)
			PF_data = N.log10(PF_data+1e-6)
			clabel = r'$Log_{10}\ (Counts\ per\ second)\ [arb.\ units]$'
			fmt = "%.1f"
		else:
			clabel = r'$Intensity\ (Counts\ per\ second)$'
			fmt = "%d"
			dynhigh = N.where(PF_data > self.vmax)
			dynlow  = N.where(PF_data < self.vmin)
			PF_data[dynhigh] = self.vmax
			PF_data[dynlow]  = self.vmin
		
		psi,phi   = N.meshgrid(self.PF_psi,self.PF_phi)
		
		psi,phi = self.coordinates_transform(psi, phi, self.pole_2theta)
		X = psi*N.cos(phi)
		Y = psi*N.sin(phi)
		clevels = N.linspace(self.vmin, self.vmax,50)
		
		self.polar_img = self.polar_ax.contourf(X,Y, PF_data, clevels, vmin=self.vmin, vmax=self.vmax)
		self.polar_ax.set_aspect('equal')
		self.polar_ax.set_frame_on(False)
		self.polar_ax.get_xaxis().set_ticks([])
		self.polar_ax.get_yaxis().set_ticks([])
		self.polar_ax.format_coord = self.pole_format_coord
		self.polar_cb  = self.polefig.colorbar(self.polar_img,cax=self.polar_cax, format=fmt)
		self.polar_cb.set_label(clabel, fontsize=18)
		self.polar_cb.locator = MaxNLocator(nbins=6)
		title   = "2 Theta = %.2f Deg."%self.pole_2theta
		self.polar_ax.text(0.5, 1.08, title, horizontalalignment='center', transform = self.polar_ax.transAxes, verticalalignment="center", fontsize=20)
		plotPolarGrid(self.polar_ax, abs(X).min(), X.max(), 6, 8)
		self.polar_ax.relim()
		self.pole_canvas.draw()
	#***************************************************************************
	#     For batch images correction 
	#***************************************************************************
	def select_source_folder(self, widget):
		dialog = gtk.FileChooserDialog(title="Select a sources folder",action=gtk.FILE_CHOOSER_ACTION_SELECT_FOLDER, buttons = (gtk.STOCK_CANCEL, gtk.RESPONSE_CANCEL, gtk.STOCK_OPEN, gtk.RESPONSE_OK))
		dialog.set_current_folder(self.current_folder)
		response = dialog.run()
		if response==gtk.RESPONSE_OK:
			folder=dialog.get_filename()
			self.t1_src_path.set_text(folder)
			self.current_folder = folder
			self.src_folder = folder
		else:
			pass
		dialog.destroy()
	
	def select_destination_folder(self, widget):
		dialog = gtk.FileChooserDialog(title="Select the destination folder",action=gtk.FILE_CHOOSER_ACTION_SELECT_FOLDER, buttons = (gtk.STOCK_CANCEL, gtk.RESPONSE_CANCEL, gtk.STOCK_OPEN, gtk.RESPONSE_OK))
		dialog.set_current_folder(self.current_folder)
		response = dialog.run()
		if response==gtk.RESPONSE_OK:
			folder=dialog.get_filename()
			self.t1_des_path.set_text(folder)
			self.current_folder = folder
			self.des_folder = folder
		else:
			pass
		dialog.destroy()
		
	def select_dark_image(self,w):
		dialog = gtk.FileChooserDialog("Select a dark image",None,gtk.FILE_CHOOSER_ACTION_OPEN,(gtk.STOCK_CANCEL,gtk.RESPONSE_CANCEL, gtk.STOCK_OPEN, gtk.RESPONSE_OK))
		dialog.set_current_folder(self.current_folder)
		response = dialog.run()
		if response == gtk.RESPONSE_OK:
			file_choosen = dialog.get_filename()
			self.t1_dark_img_path.set_text(file_choosen)
			self.current_folder = os.path.dirname(file_choosen)
			self.dark_img_file = file_choosen.decode('utf8')
			self.dark_img = fabio.open(self.dark_img_file)
			self.batch_DARK_CORRECTION = True
			
		else:
			self.batch_DARK_CORRECTION = False
			pass
		dialog.destroy()
	
	def show_proc(self,out_info):
		self.show_process_info.set_label(out_info)
	
	def batch_change_detector(self, widget):
		detector = self.t2_det_combobox.get_active_text()
		if detector == "D1":
			self.d1_center.show()
			self.d1_center_txt.show()
			self.d1_distance.show()
			self.d1_distance_txt.show()
			self.d1_specfile_browse.show()
			self.d1_specfile_path.show()
			self.d1_specfile_txt.show()
		else:
			self.d1_center.hide()
			self.d1_center_txt.hide()
			self.d1_distance.hide()
			self.d1_distance_txt.hide()
			self.d1_specfile_browse.hide()
			self.d1_specfile_path.hide()
			self.d1_specfile_txt.hide()
		
	def select_normalisation_file(self,widget,path):
		dialog = gtk.FileChooserDialog("Select spec file",None,gtk.FILE_CHOOSER_ACTION_OPEN,(gtk.STOCK_CANCEL,gtk.RESPONSE_CANCEL, gtk.STOCK_OPEN, gtk.RESPONSE_OK))
		dialog.set_current_folder(self.current_folder)
		response = dialog.run()
		if response == gtk.RESPONSE_OK:
			file_choosen = dialog.get_filename()
			path.set_text(file_choosen)
			self.current_folder = os.path.dirname(file_choosen)
			#if label == "A":
				#self.attenuation_file = file_choosen.decode('utf8')
			#elif label == "S":
			self.spec_file = file_choosen.decode('utf8')
			#elif label == "M":
				#self.mca_file = file_choosen.decode('utf8')
		else:
			pass
		dialog.destroy()
		
	def geometric_correction_D1(self,edf,adjusted_folder):
		distance = self.d1_distance.get_text()
		center   = self.d1_center.get_text()
		normalize= self.spec_file
		program  = 'xpad3_geometry.py'
		cmd = program+" --geometry=D1 --mask=search --distance="+distance+" --center="+center+" --normalize="+normalize+" --monitor=d0_cps --multiply="+str(self.monitor_ref)+" "+edf
		print cmd
		os.system(cmd)
		menage = "mv *g.edf %s"%self.des_folder
		os.system(menage)
		
	def combine_edf(self, edf_1, edf_2, normalisation=False, dark_data=None, detector_type="D5"):
		#normalisation: True, False
		#dark_img: fabio object for dark image
		if detector_type == "D5":
			DET_SIZE_X = 1148
			DET_SIZE_Y = 578
		elif detector_type == "S70":
			DET_SIZE_X = 120
			DET_SIZE_Y = 578
			
		img_1     = fabio.open(edf_1)
		img_2     = fabio.open(edf_2)
		data_1    = img_1.data
		data_2    = img_2.data
		if dark_data != None:
			data_1 = data_1 - dark_data
			data_2 = data_2 - dark_data
			data_1[data_1<0] = 0
			data_2[data_2<0] = 0
		motor_1   = get_motors(img_1.header)
		motor_2   = get_motors(img_2.header)
		counter_1 = get_counters(img_1.header)
		counter_2 = get_counters(img_2.header)
		
		if data_1.shape==(960,560) or data_1.shape==(120,560):
			data_1 = EDF_XZ_combination.correct_geometry(data_1, detector_type = detector_type)
			#img_1.data = d
		if data_2.shape==(960,560) or data_2.shape==(120,560):
			data_2 = EDF_XZ_combination.correct_geometry(data_2, detector_type = detector_type)
			#img_2.data = d
		
		X1 = motor_1['Xdet']
		X2 = motor_2['Xdet']
		Z1 = motor_1['Zdet']
		Z2 = motor_2['Zdet']
		mon1= counter_1[self.t2_mon_combobox.get_active_text()]
		mon2= counter_2[self.t2_mon_combobox.get_active_text()]
		
		deltaX = X2-X1
		deltaZ = Z2-Z1
		pixX   = int(abs(deltaX)*1e-3/_PIXEL_SIZE)
		pixZ   = int(abs(deltaZ)*1e-3/_PIXEL_SIZE)
		mat_decal_Z = N.zeros(shape=(pixZ, DET_SIZE_Y))
		mat_decal_X = N.zeros(shape=(DET_SIZE_X+pixZ,pixX))
		
		if detector_type == "D5":
			data_1 = EDF_XZ_combination.image_correction(data_1)
		data_1 = N.rot90(data_1)
		if deltaZ < 0:
			data_1 = N.vstack((mat_decal_Z,data_1))
		else:
			data_1 = N.vstack((data_1, mat_decal_Z))
		if deltaX >0:
			data_1 = N.hstack((mat_decal_X,data_1))
		else:
			data_1 = N.hstack((data_1, mat_decal_X))
		norm_1 = data_1 == 0.

		if detector_type == "D5":
			data_2 = EDF_XZ_combination.image_correction(data_2)
		data_2 = N.rot90(data_2)
		if deltaZ < 0:
			data_2 = N.vstack((data_2,mat_decal_Z))
		else:
			data_2 = N.vstack((mat_decal_Z, data_2))
		if deltaX > 0:
			data_2 = N.hstack((data_2,mat_decal_X))
		else:
			data_2 = N.hstack((mat_decal_X, data_2))
		norm_2 = data_2 == 0.
		
		if normalisation:
			data_1 = data_1 * self.monitor_ref/mon1
			data_2 = data_2 * self.monitor_ref/mon2
		
		data = (data_1+data_2)/2.0
		norm = norm_1 + norm_2
		data[norm] = data[norm] * 2.0
		#Saving the final image
		img_1.data = data
		return img_1
		
	def transform(self,edf,adjusted_folder,normalisation):
		""" transformer edf en edf adjusted (en rajoutant les gaps)
		Corriger les lignes mortes, nettoyer les pixels chauds
		Normaliser avec le Imachine = 200 mA: Icorr = Imesure*monitor_ref(@200 mA)/monitor_mesure, cela donne les intensites en CPS
		"""
		if self.t2_det_combobox.get_active_text() == "D5":
			detector = libX.Detector()
		elif self.t2_det_combobox.get_active_text() == "S70":
			detector = libX.Detector(nModules=1)
		else:
			self.popup_info("warning","Please specify the detector model.")
		edf_img = fabio.open(edf)
		data = edf_img.data#edfFile.data
		header = edf_img.header#edfFile.header
		counter_name = header['counter_mne'].split()
		counter_value= header['counter_pos'].split()
		counters= {}
		for i in range(len(counter_name)):
			counters[counter_name[i]] = float(counter_value[i])
		monitor_col = self.t2_mon_combobox.get_active_text()
		monitor = counters[monitor_col]
		#Ajouter les gaps ## Code de Clement Buton @Soleil
		detector.set_data(array=data)
		detector.adjust_data()
		detector.set_physical_data()
		detector.reshape_pixels()
		data = detector.physical.data
		data = N.rot90(data)
		
		#Image cleaning for XPAD D5
		if self.t2_det_combobox.get_active_text() == "D5":
			data = EDF_XZ_combination.image_correction(data)
		#Normalisation
		if normalisation:
			monitor_ref = self.monitor_ref
			norm_factor = monitor_ref/monitor
			data = data * norm_factor
		#sauver EDF apres correction
		name = os.path.basename(edf)
		name_adjusted = name.split(".")[0]+"_corrected"
		if self.ascii_out.get_active():
			ext = "dat"
		else:
			ext  = name.split(".")[1]
		#filename = adjusted_folder+"/"+name_adjusted+"."+ext
		filename = join(adjusted_folder, name_adjusted+"."+ext)
		if self.ascii_out.get_active():
			N.savetxt(filename, data, header=str(header))
		else:
			edf_img.data = data
			edf_img.write(filename)
		
	def processing(self):
		self.progressbar.show()
		#try:
		src_folder = self.src_folder
		des_folder = self.des_folder
		try:
			img_beg = int(self.t2_img_start_entry.get_text())
			img_end = int(self.t2_img_end_entry.get_text())
			beg_end = True
		except:
			beg_end = False
		try:
			self.monitor_ref = float(self.t2_ref_mon_entry.get_text())
			normalisation = True
		except:
			self.monitor_ref = 1
			normalisation = False
		
		filelist=[i for i in listdir(src_folder) if isfile(join(src_folder,i)) and i.endswith(".edf") or i.endswith(".edf.gz") or i.endswith(".dat") or i.endswith(".dat.gz")]
		if beg_end:
			edf_list = select_files_from_list(filelist, img_beg, img_end)
		else:
			edf_list = filelist
		total = len(edf_list)
		processed = 0
		img_number_list = N.arange(img_beg, img_end+1)
		if self.batch_DARK_CORRECTION:
			dark_data=self.dark_img.data
			if normalisation:
				dark_data = dark_data * self.monitor_ref/get_counters(self.dark_img.header)[self.t2_mon_combobox.get_active_text()]
		else:
			dark_data = None
			
		for e in range(len(edf_list)):
			#try:
			if not self.combine_XY.get_active():
				edf_base = edf_list[e]
				edf = join(src_folder, edf_base)
				if self.t2_det_combobox.get_active_text() == "D1":
					self.geometric_correction_D1(edf, des_folder)
				else:
					self.transform(edf, des_folder, normalisation)
				out_info = "Image %s saved successfully!"%edf_base.split(".")[0]
			else:
				i = 2*e+1
				if i<len(edf_list):
					edf_1_base = edf_list[i-1]
					edf_2_base = edf_list[i]
					edf_1      = join(src_folder, edf_1_base)
					edf_2      = join(src_folder, edf_2_base)
					if self.t2_det_combobox.get_active_text() != "D1":
						combined_img = self.combine_edf(edf_1, edf_2, normalisation=normalisation, dark_data=dark_data, detector_type = self.t2_det_combobox.get_active_text())
						#sauver EDF apres correction
						name = "Combined_%04d_%04d"%(img_number_list[i-1],img_number_list[i])
						
						if self.ascii_out.get_active():
							ext = "dat"
						else:
							ext  = "edf"
						fname = name+"."+ext
						filename = join(des_folder,fname)
						if self.ascii_out.get_active():
							N.savetxt(filename, combined_img.data, header=str(combined_img.header))
						else:
							combined_img.write(filename)
						out_info = "Image %s saved successfully!"%name
					else:
						out_info = "This is not applied to D1 detector"
					
			#except:
				#out_info = "Image %s does not existe or cannot be corrected!"%edf
			processed +=1.
			fraction = processed/total *100.
			fraction = int(fraction)
			self.progressbar.set_fraction(fraction/100.)
			self.progressbar.set_text(str(fraction)+"%")
			self.progressbar.set_show_text(True)
			#while gtk.events_pending():
				#gtk.main_iteration()
			self.show_process_info.set_text(out_info)
			yield True	
		#except:
			#self.popup_info("warning","Please check that you have carefully entered all of the fields.")
		#self.progressbar.hide()
		yield False
		
	def batch_transform(self,widget):
		task = self.processing()
		gobject.idle_add(task.next)
	def _callback(self):
		if threading.active_count() == 1:  # If only one left, scanning is done
			return False  # False make callback stop
		print threading.active_count()
		return True
#***********************************************************************************************
#                                       FINISHED
#***********************************************************************************************
if __name__ == "__main__":
	gtk.threads_init()
	m=MyMainWindow()
	gtk.main()
